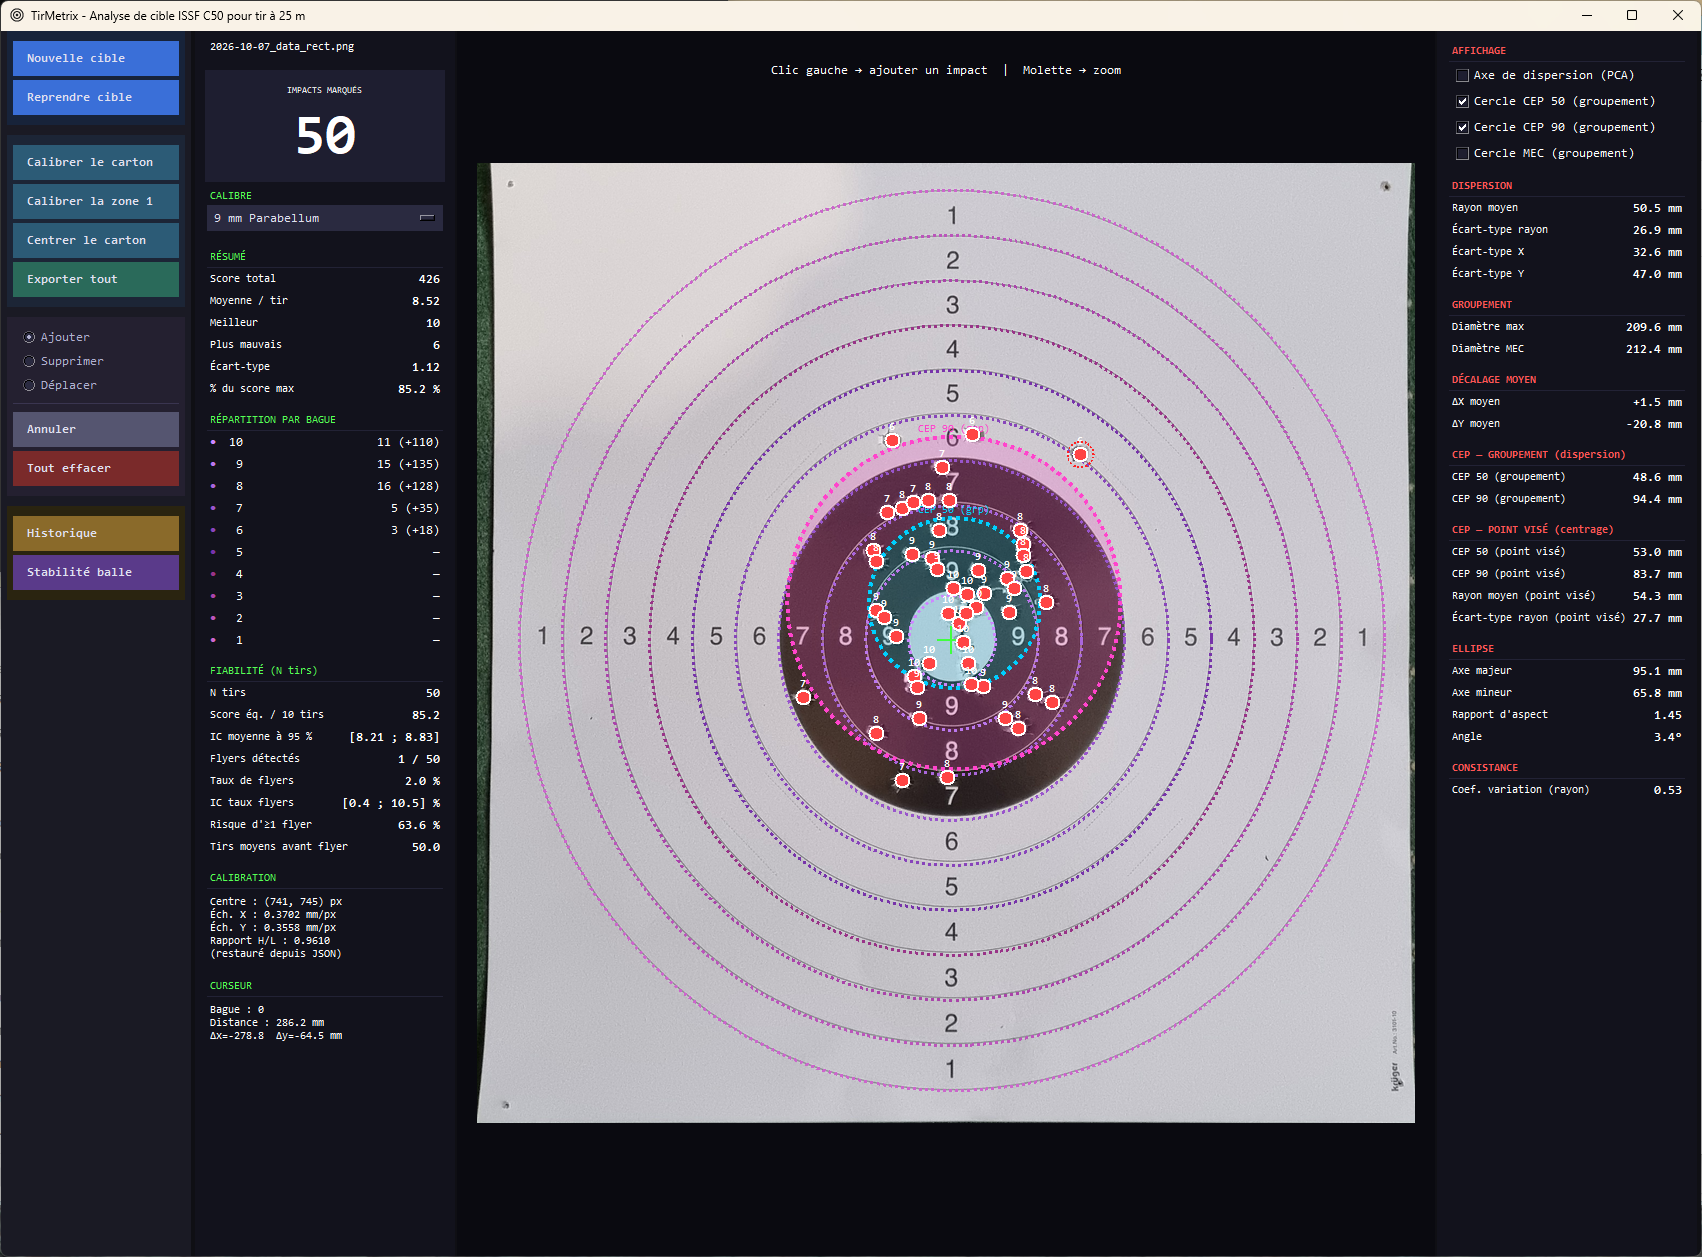

Generate this figure with Python:
"""
Target Analyzer — ISSF C50 25m Pistol
Manual impact marking with mouse, auto-calibrated ring geometry.

Usage:
    python tirmetrix.py [image_path]

Dependencies:
    pip install opencv-python numpy Pillow
"""

import sys
import os
import math
import bisect
import json
import glob
from datetime import datetime
import tkinter as tk
from tkinter import filedialog, messagebox, ttk
import cv2
import numpy as np
from PIL import Image, ImageTk, ImageDraw, ImageFont


def resource_path(relative_path: str) -> str:
    """Resolve the path to a bundled resource (e.g. the app icon), whether
    running as a plain script or as a PyInstaller-frozen executable (where
    bundled files are unpacked to the sys._MEIPASS temp folder)."""
    base_path = getattr(sys, "_MEIPASS", os.path.dirname(os.path.abspath(__file__)))
    return os.path.join(base_path, relative_path)


class ToolTip:
    """Small hover tooltip attached to a single Tkinter widget.

    Shows a short explanatory popup below the mouse cursor after the mouse
    has stayed over the widget for `delay_ms`, and hides it as soon as the
    mouse leaves or a click happens. Used to explain statistic names on
    hover. Positioned well below the cursor (not under the widget) so the
    cursor never ends up hovering over the tooltip text itself.
    """

    def __init__(self, widget: tk.Widget, text: str, delay_ms: int = 400):
        self.widget = widget
        self.text = text
        self.delay_ms = delay_ms
        self._after_id: str | None = None
        self._tip_win: tk.Toplevel | None = None
        self._pointer_xy = (0, 0)
        widget.bind("<Enter>", self._schedule, add="+")
        widget.bind("<Motion>", self._track, add="+")
        widget.bind("<Leave>", self._hide, add="+")
        widget.bind("<ButtonPress>", self._hide, add="+")

    def _track(self, event):
        self._pointer_xy = (event.x_root, event.y_root)

    def _schedule(self, event=None):
        self._cancel_pending()
        if event is not None:
            self._pointer_xy = (event.x_root, event.y_root)
        self._after_id = self.widget.after(self.delay_ms, self._show)

    def _cancel_pending(self):
        if self._after_id is not None:
            self.widget.after_cancel(self._after_id)
            self._after_id = None

    def _show(self):
        if self._tip_win is not None or not self.text:
            return
        px, py = self._pointer_xy
        x = px + 14
        y = py + 24  # well below the cursor so it never sits under the text
        self._tip_win = tk.Toplevel(self.widget)
        self._tip_win.wm_overrideredirect(True)
        try:
            self._tip_win.wm_attributes("-topmost", True)
        except tk.TclError:
            pass
        self._tip_win.wm_geometry(f"+{x}+{y}")
        # Thin white border frame around the tooltip for extra contrast.
        border = tk.Frame(self._tip_win, bg="#ffffff")
        border.pack()
        tk.Label(
            border,
            text=self.text,
            justify="left",
            bg="#000000",
            fg="#ffee00",
            font=("Consolas", 9, "bold"),
            wraplength=260,
            padx=7,
            pady=5,
        ).pack(padx=1, pady=1)

    def _hide(self, _event=None):
        self._cancel_pending()
        if self._tip_win is not None:
            self._tip_win.destroy()
            self._tip_win = None


# ---------------------------------------------------------------------------
# Explanatory text shown as a tooltip when the mouse hovers a statistic's
# name in the side panels. Keyed by the exact label/section text used in
# the UI so it's easy to keep in sync when a label changes.
# ---------------------------------------------------------------------------
STAT_HELP: dict[str, str] = {
    # RÉSUMÉ
    "Score total": "Somme des points de tous les impacts marqués sur la cible.",
    "Moyenne / tir": "Score total divisé par le nombre de tirs (points par impact).",
    "Meilleur": "Le tir ayant obtenu le score le plus élevé.",
    "Plus mauvais": "Le tir ayant obtenu le score le plus faible.",
    "Écart-type": "Dispersion des scores autour de la moyenne : plus il est faible, plus les scores sont réguliers.",
    "% du score max": "Score total rapporté au score maximum théorique de la série (N tirs × 10 points).",
    # RÉPARTITION PAR BAGUE
    "RÉPARTITION PAR BAGUE": "Nombre d'impacts tombés dans chaque zone (bague) de la cible.",
    # FIABILITÉ (N tirs)
    "N tirs": "Nombre total d'impacts pris en compte dans les statistiques.",
    "Score éq. / 10 tirs": "Score moyen par tir extrapolé sur une série théorique de 10 tirs (moyenne × 10).",
    "IC moyenne à 95 %": "Intervalle de confiance à 95 % pour la vraie moyenne des scores, compte tenu du nombre de tirs.",
    "Flyers détectés": "Nombre d'impacts très éloignés du groupement (tirs aberrants), repérés en rouge sur le dessin.",
    "Taux de flyers": "Proportion de tirs identifiés comme flyers parmi tous les tirs.",
    "IC taux flyers": "Intervalle de confiance à 95 % (Wilson) sur le taux de flyers estimé.",
    "Risque d'≥1 flyer": "Probabilité d'avoir au moins un flyer sur une série de N tirs, étant donné le taux observé.",
    "Tirs moyens avant flyer": "Nombre moyen de tirs attendu entre deux flyers, à ce taux observé.",
    # CALIBRATION
    "CALIBRATION": "Échelle de conversion pixels ↔ millimètres utilisée pour toutes les mesures de distance.",
    # CURSEUR
    "CURSEUR": "Position du curseur sur l'image et sa distance au centre de la cible.",
    # AFFICHAGE toggles
    "Axe de dispersion (PCA)": "Affiche l'axe principal de dispersion du groupement (analyse en composantes principales) et son angle.",
    "Cercle CEP 50 (groupement)": "Affiche le cercle CEP 50, centré sur le groupement, contenant 50 % des impacts.",
    "Cercle CEP 90 (groupement)": "Affiche le cercle CEP 90, centré sur le groupement, contenant 90 % des impacts.",
    "Cercle MEC (groupement)": "Affiche le plus petit cercle contenant tous les impacts (MEC : Minimum Enclosing Circle).",
    # Right panel sections
    "DISPERSION": "Étalement des impacts autour du barycentre du groupement : rayon moyen, écart-type radial et écart-type par axe (X/Y).",
    "Rayon moyen": "Distance radiale moyenne des impacts au barycentre du groupement.",
    "Écart-type rayon": "Écart-type des distances au barycentre du groupement : régularité de la dispersion.",
    "Écart-type X": "Écart-type des écarts horizontaux (X) des impacts autour du barycentre du groupement.",
    "Écart-type Y": "Écart-type des écarts verticaux (Y) des impacts autour du barycentre du groupement.",
    "GROUPEMENT": "Taille du groupement d'impacts, indépendamment du point visé : diamètre max (extreme spread) et diamètre MEC.",
    "Diamètre max": "Distance maximale entre deux impacts quelconques du groupement (extreme spread).",
    "Diamètre MEC": "Diamètre du plus petit cercle contenant tous les impacts (Minimum Enclosing Circle).",
    "DÉCALAGE MOYEN": "Décalage moyen (biais) du groupement par rapport au point visé, en X et en Y.",
    "ΔX moyen": "Décalage horizontal moyen du groupement par rapport au point visé (positif = à droite).",
    "ΔY moyen": "Décalage vertical moyen du groupement par rapport au point visé (positif = vers le bas de l'image).",
    "CEP — GROUPEMENT (dispersion)": "Rayons CEP 50 / CEP 90 calculés par rapport au centre du groupement : mesurent la dispersion pure, indépendamment du réglage de visée.",
    "CEP 50 (groupement)": "Rayon du cercle, centré sur le groupement, contenant 50 % des impacts.",
    "CEP 90 (groupement)": "Rayon du cercle, centré sur le groupement, contenant 90 % des impacts.",
    "CEP — POINT VISÉ (centrage)": "Rayons CEP 50 / CEP 90 et rayon moyen calculés par rapport au point visé (centre de la cible) : mesurent la précision globale, dispersion + décalage.",
    "CEP 50 (point visé)": "Rayon du cercle, centré sur le point visé, contenant 50 % des impacts.",
    "CEP 90 (point visé)": "Rayon du cercle, centré sur le point visé, contenant 90 % des impacts.",
    "Rayon moyen (point visé)": "Distance radiale moyenne des impacts au point visé (centre de la cible).",
    "Écart-type rayon (point visé)": "Écart-type des distances au point visé : régularité de la précision globale (dispersion + décalage).",
    "ELLIPSE": "Paramètres de l'ellipse de dispersion (grand axe, petit axe, rapport d'aspect, orientation) ajustée sur le nuage d'impacts.",
    "Axe majeur": "Longueur du grand axe de l'ellipse de dispersion (2σ le long de la direction de plus grande variance).",
    "Axe mineur": "Longueur du petit axe de l'ellipse de dispersion (2σ le long de la direction de plus faible variance).",
    "Rapport d'aspect": "Rapport grand axe / petit axe de l'ellipse : proche de 1 = groupement plutôt circulaire, élevé = groupement allongé.",
    "Angle": "Orientation du grand axe de l'ellipse, en degrés depuis le nord (haut de la cible), sens horaire (est = 90°).",
    "CONSISTANCE": "Coefficient de variation du rayon de groupement (écart-type / moyenne) : plus il est faible, plus les tirs sont réguliers en dispersion.",
    "Coef. variation (rayon)": "Écart-type du rayon de groupement divisé par sa moyenne : indicateur sans dimension de la régularité du groupement.",
}


def _attach_tooltip(widget: tk.Widget, key: str):
    """Attach a ToolTip to `widget` using the explanation registered for
    `key` in STAT_HELP, if any. No-op (and no crash) when there is none."""
    text = STAT_HELP.get(key)
    if text:
        ToolTip(widget, text)


FLYER_SIGMA = 2.0  # outlier threshold used for flyer detection, mean + k*std (single source of truth)

# ---------------------------------------------------------------------------
# ISSF C50 ring geometry — outer radius of each scoring ring in mm
# 25m Pistol target: 10-ring r=25mm, each ring +25mm up to ring 7 (r=100mm),
# then +50mm per ring outward.
# ---------------------------------------------------------------------------
RINGS_MM: dict[int, float] = {
    10: 25.0,
    9: 50.0,
    8: 75.0,
    7: 100.0,
    6: 125.0,
    5: 150.0,
    4: 175.0,
    3: 200.0,
    2: 225.0,
    1: 250.0,
}

# Scoring ring overlay colors — violet/purple tones
RING_COLORS = {
    10: "#cc88ff",
    9: "#bb77ee",
    8: "#aa66dd",
    7: "#9955cc",
    6: "#8844bb",
    5: "#7733aa",
    4: "#993388",
    3: "#aa44aa",
    2: "#bb55bb",
    1: "#cc66cc",
}

# Caliber definitions: display name → bullet radius in mm
# Scoring rule: effective distance = centre_distance − bullet_radius
CALIBERS: dict[str, float] = {
    "9 mm Parabellum": 4.50,  # 9.00 mm diameter
    ".22 LR": 2.80,  # 5.60 mm diameter
}
CALIBER_DEFAULT = "9 mm Parabellum"

IMPACT_RADIUS_SCREEN = 8  # circle radius on screen (px)
IMPACT_COLOR = "#ff4444"
IMPACT_BORDER = "#ffffff"
IMPACT_SELECTED = "#ffff00"


# ---------------------------------------------------------------------------
# Geometry helpers
# ---------------------------------------------------------------------------

TARGET_SIZE_PX = 1500  # resolution (px) of the longer side of the rectified image

# Physical dimensions of the printed target card. The ISSF C50 card stock
# used here is NOT perfectly square (522 mm wide x 534 mm tall) — if the
# perspective correction warped it to a square canvas anyway, the printed
# (truly circular) scoring rings would come out slightly elliptical in
# pixel space, no longer matching the app's circular ring/zone overlays.
# Adjust these two values if a different card stock is used.
CARD_WIDTH_MM = 522.0
CARD_HEIGHT_MM = 534.0

# Rectified canvas size, in pixels, matching the card's true (non-square)
# aspect ratio: the longer physical side maps to TARGET_SIZE_PX, and the
# other side is scaled down by the same mm/px factor. This keeps mm/px
# identical on both axes, so a physical circle stays a circle after warping.
def card_canvas_size_px(width_mm: float, height_mm: float) -> tuple[int, int]:
    """Return the (width_px, height_px) of the rectified canvas for a card
    of the given physical size. The longer side maps to TARGET_SIZE_PX and
    the shorter one is scaled by the same mm/px factor."""
    if height_mm >= width_mm:
        return round(TARGET_SIZE_PX * width_mm / height_mm), TARGET_SIZE_PX
    return TARGET_SIZE_PX, round(TARGET_SIZE_PX * height_mm / width_mm)


TARGET_WIDTH_PX, TARGET_HEIGHT_PX = card_canvas_size_px(CARD_WIDTH_MM, CARD_HEIGHT_MM)

# Card sizes offered in the "Calibrer le carton" dialog: (label, width_mm, height_mm).
# Sizes vary between manufacturers/shops, so check the one printed on your
# own target's packaging, or use the custom entry in the dialog.
CARD_PRESETS: list[tuple[str, float, float]] = [
    ("Carton mesuré (défaut) — 522 × 534 mm", 522.0, 534.0),
    ("Carré standard — 520 × 520 mm", 520.0, 520.0),
    ("Grand format — 550 × 550 mm", 550.0, 550.0),
]


class CardSizeDialog(tk.Toplevel):
    """Modal dialog to choose the physical size of the target card: a list
    of common sizes plus a custom width/height entry. After `wait_window`,
    `self.result` holds (width_mm, height_mm), or None if cancelled."""

    CUSTOM = "custom"

    def __init__(self, master: tk.Tk, initial: tuple[float, float]):
        super().__init__(master)
        self.title("Dimensions du carton")
        self.configure(bg="#0f0f14")
        self.resizable(False, False)
        self.transient(master)
        self.result: tuple[float, float] | None = None

        # Pre-select the preset matching the last used size, else "custom".
        selected = self.CUSTOM
        for i, (_label, w, h) in enumerate(CARD_PRESETS):
            if abs(w - initial[0]) < 0.01 and abs(h - initial[1]) < 0.01:
                selected = str(i)
        self._choice = tk.StringVar(value=selected)
        self._w_var = tk.StringVar(value=f"{initial[0]:g}")
        self._h_var = tk.StringVar(value=f"{initial[1]:g}")

        body = tk.Frame(self, bg="#12121c", padx=16, pady=14)
        body.pack(fill=tk.BOTH, expand=True)

        tk.Label(body, text="DIMENSIONS DU CARTON", bg="#12121c", fg="#55ff55", font=("Consolas", 9, "bold"), anchor="w").pack(fill=tk.X, pady=(0, 8))

        def radio(text, value):
            r = tk.Radiobutton(
                body,
                text=text,
                variable=self._choice,
                value=value,
                bg="#12121c",
                fg="#ffffff",
                selectcolor="#1e1e30",
                activebackground="#12121c",
                activeforeground="#ffffff",
                font=("Consolas", 9),
                anchor="w",
            )
            r.pack(fill=tk.X, pady=2)
            return r

        for i, (label, _w, _h) in enumerate(CARD_PRESETS):
            radio(label, str(i))

        radio("Dimensions personnalisées :", self.CUSTOM)

        custom = tk.Frame(body, bg="#12121c")
        custom.pack(fill=tk.X, padx=(24, 0), pady=(2, 0))

        def entry(var):
            e = tk.Entry(
                custom, textvariable=var, bg="#1e1e30", fg="#e0e0f0", insertbackground="#e0e0f0", relief=tk.FLAT, font=("Consolas", 9), justify="right", width=7
            )
            # Typing in a field implies the user wants the custom size.
            e.bind("<Key>", lambda _e: self._choice.set(self.CUSTOM))
            e.bind("<FocusIn>", lambda _e: self._choice.set(self.CUSTOM))
            return e

        tk.Label(custom, text="Largeur", bg="#12121c", fg="#b0b0d0", font=("Consolas", 9)).pack(side=tk.LEFT)
        entry(self._w_var).pack(side=tk.LEFT, padx=(4, 10))
        tk.Label(custom, text="Hauteur", bg="#12121c", fg="#b0b0d0", font=("Consolas", 9)).pack(side=tk.LEFT)
        entry(self._h_var).pack(side=tk.LEFT, padx=(4, 4))
        tk.Label(custom, text="mm", bg="#12121c", fg="#b0b0d0", font=("Consolas", 9)).pack(side=tk.LEFT)

        self._err_var = tk.StringVar(value="")
        tk.Label(body, textvariable=self._err_var, bg="#12121c", fg="#ff5555", font=("Consolas", 8), anchor="w", wraplength=380, justify="left").pack(
            fill=tk.X, pady=(8, 0)
        )

        btns = tk.Frame(self, bg="#0f0f14", padx=16, pady=10)
        btns.pack(fill=tk.X)
        tk.Button(
            btns, text="Annuler", command=self._cancel, bg="#555570", fg="#ffffff", relief=tk.FLAT, font=("Consolas", 9, "bold"), padx=12, pady=5, cursor="hand2"
        ).pack(side=tk.RIGHT, padx=(6, 0))
        tk.Button(
            btns, text="Valider", command=self._ok, bg="#3a6fd8", fg="#ffffff", relief=tk.FLAT, font=("Consolas", 9, "bold"), padx=12, pady=5, cursor="hand2"
        ).pack(side=tk.RIGHT)

        self.bind("<Return>", lambda _e: self._ok())
        self.bind("<Escape>", lambda _e: self._cancel())
        self.protocol("WM_DELETE_WINDOW", self._cancel)

        # Centre over the parent window, then make the dialog modal.
        self.update_idletasks()
        w, h = self.winfo_reqwidth(), self.winfo_reqheight()
        x = master.winfo_rootx() + max(0, (master.winfo_width() - w) // 2)
        y = master.winfo_rooty() + max(0, (master.winfo_height() - h) // 2)
        self.geometry(f"+{x}+{y}")
        self.grab_set()
        self.focus_set()

    def _ok(self):
        choice = self._choice.get()
        if choice == self.CUSTOM:
            try:
                w = float(self._w_var.get().replace(",", "."))
                h = float(self._h_var.get().replace(",", "."))
            except ValueError:
                self._err_var.set("Valeurs invalides : saisissez des nombres (ex. 520).")
                return
            # 500 mm is the diameter of ring 1, so the card must be larger.
            if not (500.0 < w <= 2000.0 and 500.0 < h <= 2000.0):
                self._err_var.set("Dimensions hors plage : chaque côté doit être > 500 mm (diamètre de la zone 1) et ≤ 2000 mm.")
                return
            self.result = (w, h)
        else:
            _label, w, h = CARD_PRESETS[int(choice)]
            self.result = (w, h)
        self.destroy()

    def _cancel(self):
        self.result = None
        self.destroy()


def _order_quad_corners(pts: np.ndarray) -> np.ndarray:
    """Order 4 points as [TL, TR, BR, BL] regardless of the order they
    were found in (works for both an approxPolyDP quad and minAreaRect box)."""
    pts = pts.reshape(4, 2).astype(np.float32)
    s = pts.sum(axis=1)
    d = np.diff(pts, axis=1).ravel()
    tl = pts[np.argmin(s)]
    br = pts[np.argmax(s)]
    tr = pts[np.argmin(d)]
    bl = pts[np.argmax(d)]
    return np.array([tl, tr, br, bl], dtype=np.float32)


def _quad_from_mask(mask: np.ndarray, W: int, H: int) -> np.ndarray | None:
    """Extract a plausible target-card quadrilateral from a binary mask
    (255 = candidate card pixels). Returns ordered corners or None if the
    mask doesn't yield a large, roughly square blob.

    A rotated minAreaRect is used (rather than a strict 4-point
    approxPolyDP) because it tolerates a jagged mask boundary — caused by
    shadows or a busy background eating into the blob — much better than
    a polygon fit does, at the cost of assuming the true shape is close
    to a rectangle (true here, since the card itself is square)."""
    kernel = cv2.getStructuringElement(cv2.MORPH_RECT, (15, 15))
    mask = cv2.morphologyEx(mask, cv2.MORPH_CLOSE, kernel, iterations=2)
    mask = cv2.morphologyEx(mask, cv2.MORPH_OPEN, kernel)

    cnts, _ = cv2.findContours(mask, cv2.RETR_EXTERNAL, cv2.CHAIN_APPROX_SIMPLE)
    if not cnts:
        return None
    cnt = max(cnts, key=cv2.contourArea)
    area_frac = cv2.contourArea(cnt) / (W * H)
    if area_frac < 0.15:
        return None  # nothing large enough found
    if area_frac > 0.98:
        # Almost the entire frame: most likely the background wasn't
        # separated from the card at all (e.g. a uniform/noisy image with
        # no real card in it), rather than a genuinely tight photo — treat
        # as an unreliable detection instead of trusting it blindly.
        return None

    rect = cv2.minAreaRect(cnt)
    rw, rh = rect[1]
    if rw == 0 or rh == 0:
        return None
    # The card is square: reject a fit whose sides differ by more than 20 %,
    # since that means the mask leaked into the background (or missed part
    # of the card) and the corners can't be trusted.
    if max(rw, rh) / max(1.0, min(rw, rh)) > 1.20:
        return None

    return _order_quad_corners(cv2.boxPoints(rect))


def detect_target_corners(img_bgr: np.ndarray) -> np.ndarray | None:
    """
    Detect the four corners of the target card against its background.
    Returns a (4, 2) float32 array ordered [TL, TR, BR, BL], or None if
    no confident detection could be made — the caller should then leave
    the raw photo untouched and let the user run the manual "Calibrer le
    carton" instead of silently applying a wrong warp.

    Two strategies are tried, in order:
      1. HSV-based: the card is a light, low-saturation sheet of paper,
         while most backgrounds (wood, cloth, floors) are either more
         saturated in colour or simply darker. We score each pixel by
         "brightness minus saturation" and split it with Otsu's method,
         which adapts to this photo's own lighting instead of relying on
         one hand-picked brightness value.
      2. Grayscale fallback: the legacy fixed-brightness thresholds, kept
         for lighting conditions where the HSV approach doesn't separate
         card from background well (e.g. a very pale/white background).
    Both strategies are validated with the same plausibility checks
    (large enough, square enough) before being accepted.
    """
    H, W = img_bgr.shape[:2]

    hsv = cv2.cvtColor(img_bgr, cv2.COLOR_BGR2HSV)
    _, s_ch, v_ch = cv2.split(hsv)
    paper_score = cv2.GaussianBlur(cv2.subtract(v_ch, s_ch), (9, 9), 0)
    _, mask = cv2.threshold(paper_score, 0, 255, cv2.THRESH_BINARY + cv2.THRESH_OTSU)
    corners = _quad_from_mask(mask, W, H)
    if corners is None:
        gray = cv2.cvtColor(img_bgr, cv2.COLOR_BGR2GRAY)
        blurred = cv2.GaussianBlur(gray, (5, 5), 0)
        for thresh_val in [160, 140, 120, 100]:
            _, mask = cv2.threshold(blurred, thresh_val, 255, cv2.THRESH_BINARY)
            corners = _quad_from_mask(mask, W, H)
            if corners is not None:
                break

    if corners is None:
        return None

    # Shrink the quad slightly inward (toward its centre) to reliably trim
    # the last sliver of background that a coarse mask boundary tends to
    # leave along the edges, without cutting into the printed target itself.
    centroid = corners.mean(axis=0)
    return centroid + (corners - centroid) * 0.985


def correct_perspective(img_bgr: np.ndarray, corners: np.ndarray, width: int = TARGET_WIDTH_PX, height: int = TARGET_HEIGHT_PX) -> np.ndarray:
    """
    Apply a perspective transform to rectify the target card.
    corners: (4, 2) float32 array [TL, TR, BR, BL].
    Returns the rectified image of shape (height, width, 3).

    The output canvas is NOT forced to be square: its width/height ratio
    matches the card's true CARD_WIDTH_MM x CARD_HEIGHT_MM proportions, so
    the mm/px scale is identical on both axes and printed (truly circular)
    scoring rings stay circular in pixel space after the warp.
    """
    dst = np.array([[0, 0], [width - 1, 0], [width - 1, height - 1], [0, height - 1]], dtype=np.float32)
    M = cv2.getPerspectiveTransform(corners, dst)
    return cv2.warpPerspective(img_bgr, M, (width, height))


def detect_target_center(img_bgr: np.ndarray) -> tuple[float, float] | None:
    """Detect the red aiming dot at the centre of the C50 target."""
    hsv = cv2.cvtColor(img_bgr, cv2.COLOR_BGR2HSV)
    red1 = cv2.inRange(hsv, np.array([0, 150, 150]), np.array([10, 255, 255]))
    red2 = cv2.inRange(hsv, np.array([165, 150, 150]), np.array([180, 255, 255]))
    mask = cv2.bitwise_or(red1, red2)
    cnts, _ = cv2.findContours(mask, cv2.RETR_EXTERNAL, cv2.CHAIN_APPROX_SIMPLE)
    best = max((c for c in cnts if cv2.contourArea(c) > 200), key=cv2.contourArea, default=None)
    if best is None:
        return None
    M = cv2.moments(best)
    return (M["m10"] / M["m00"], M["m01"] / M["m00"]) if M["m00"] else None


def detect_rings_1_and_2(img_bgr: np.ndarray) -> tuple[float, float, float] | None:
    """
    Calibrate using the two outermost C50 scoring rings (ring 1 = 250 mm, ring 2 = 225 mm).
    These rings are on the plain beige paper, unaffected by any reactive target
    stuck over the black disc area.

    Method: compute the mean gradient magnitude on concentric annuli centred on the
    image centre, then find the pair of peaks whose radius ratio is closest to
    250/225 = 1.1111.  The mm/px estimate is averaged from both rings.

    Returns (cx_px, cy_px, mm_per_px) or None.
    """
    gray = cv2.cvtColor(img_bgr, cv2.COLOR_BGR2GRAY)
    W, H = img_bgr.shape[1], img_bgr.shape[0]
    img_cx = W / 2.0
    img_cy = H / 2.0

    # Gradient magnitude
    gx = cv2.Sobel(gray, cv2.CV_64F, 1, 0, ksize=3)
    gy = cv2.Sobel(gray, cv2.CV_64F, 0, 1, ksize=3)
    mag = np.sqrt(gx**2 + gy**2)

    # Distance from image centre for every pixel
    ys, xs = np.mgrid[0:H, 0:W]
    r_map = np.sqrt((xs - img_cx) ** 2 + (ys - img_cy) ** 2)

    # Radial scan range covering rings 1 and 2 (35–62 % of the shorter side)
    r_lo = int(min(W, H) * 0.35)
    r_hi = int(min(W, H) * 0.62)
    r_bins = np.arange(r_lo, r_hi + 1)

    # Mean gradient strength on each thin annulus
    strengths = np.array([float(np.mean(mag[np.abs(r_map - r) < 2.5])) for r in r_bins])

    # Simple local-maximum finder (no scipy required)
    def local_peaks(signal: np.ndarray, min_dist: int = 10, min_height: float | None = None) -> np.ndarray:
        height_thresh = min_height if min_height is not None else np.percentile(signal, 60)
        peaks = []
        for i in range(1, len(signal) - 1):
            if signal[i] > height_thresh and signal[i] >= signal[i - 1] and signal[i] > signal[i + 1]:
                if not peaks or (i - peaks[-1]) >= min_dist:
                    peaks.append(i)
                elif signal[i] > signal[peaks[-1]]:
                    peaks[-1] = i  # replace with stronger neighbour
        return np.array(peaks, dtype=int)

    peaks = local_peaks(strengths, min_dist=10, min_height=np.percentile(strengths, 60))
    if len(peaks) < 2:
        return None

    peak_radii = r_bins[peaks]

    # Find the pair with ratio closest to 250/225 within ±6 %
    TARGET_RATIO = 250.0 / 225.0
    RATIO_TOL = 0.06
    best_err = float("inf")
    best = None

    for i, ra in enumerate(peak_radii):
        for rb in peak_radii[i + 1 :]:
            r_big, r_sml = (ra, rb) if ra > rb else (rb, ra)
            err = abs(r_big / r_sml - TARGET_RATIO)
            if err < RATIO_TOL and err < best_err:
                best_err = err
                best = (r_big, r_sml)

    if best is None:
        return None

    r1_px, r2_px = best
    mpp = (250.0 / r1_px + 225.0 / r2_px) / 2.0
    return float(img_cx), float(img_cy), float(mpp)


def detect_black_disc(img_bgr: np.ndarray) -> tuple[float, float, float] | None:
    """
    Fallback: detect the outer boundary of the black disc (ring 6/7 boundary = 125 mm).
    Used only when the ring-1/ring-2 detection fails.
    Returns (cx, cy, radius_px).
    """
    gray = cv2.cvtColor(img_bgr, cv2.COLOR_BGR2GRAY)
    blurred = cv2.GaussianBlur(gray, (15, 15), 0)
    _, dark = cv2.threshold(blurred, 80, 255, cv2.THRESH_BINARY_INV)
    cnts, _ = cv2.findContours(dark, cv2.RETR_EXTERNAL, cv2.CHAIN_APPROX_SIMPLE)
    if not cnts:
        return None
    largest = max(cnts, key=cv2.contourArea)
    (cx, cy), r = cv2.minEnclosingCircle(largest)
    return float(cx), float(cy), float(r)


def minimum_enclosing_circle(pts: np.ndarray) -> tuple[float, float, float]:
    """
    Minimum enclosing circle using OpenCV's exact algorithm (Welzl / Boundarys).
    pts: (N, 2) array in any unit (float).  Returns (cx, cy, radius).
    cv2.minEnclosingCircle expects float32 and shape (N, 1, 2).
    """
    if len(pts) == 0:
        return 0.0, 0.0, 0.0
    if len(pts) == 1:
        return float(pts[0, 0]), float(pts[0, 1]), 0.0
    pts32 = pts.astype(np.float32).reshape(-1, 1, 2)
    (cx, cy), r = cv2.minEnclosingCircle(pts32)
    return float(cx), float(cy), float(r)


def score_impact(dx_mm: float, dy_mm: float) -> int:
    """Return the ISSF score for an impact at (dx_mm, dy_mm) from centre."""
    dist = math.hypot(dx_mm, dy_mm)
    for score in sorted(RINGS_MM, reverse=True):
        if dist <= RINGS_MM[score]:
            return score
    return 0


def cep_from_distances(dists_mm: np.ndarray, percentile: float) -> float:
    """
    Generic CEP (Circular Error Probable) helper: the radius containing
    `percentile` % of impacts around whatever centre `dists_mm` was measured
    from. The caller decides the reference centre by choosing what goes into
    `dists_mm`:
      - distances to the GROUP BARYCENTRE  -> "CEP groupement" (internal
        dispersion / precision, independent of any aiming bias),
      - distances to the POINT OF AIM (target centre) -> "CEP point visé"
        (dispersion AS EXPERIENCED at the point of aim, i.e. it also bakes
        in any systematic bias/decentring).
    Both are legitimate "CEP50" values; they just answer different
    questions, so they must never be silently mixed.
    """
    if len(dists_mm) == 0:
        return 0.0
    return float(np.percentile(dists_mm, percentile))


# Student's t two-sided 95% critical values (t_{0.975, df}), df = n - 1.
# Used instead of a fixed z=1.96 because shot-group sample sizes are small
# and the normal approximation understates the interval at low n.
# Beyond df=30 the difference from 1.96 is negligible, so z is used instead
# of extending the table.
_T95_TABLE = {
    1: 12.706,
    2: 4.303,
    3: 3.182,
    4: 2.776,
    5: 2.571,
    6: 2.447,
    7: 2.365,
    8: 2.306,
    9: 2.262,
    10: 2.228,
    11: 2.201,
    12: 2.179,
    13: 2.160,
    14: 2.145,
    15: 2.131,
    16: 2.120,
    17: 2.110,
    18: 2.101,
    19: 2.093,
    20: 2.086,
    21: 2.080,
    22: 2.074,
    23: 2.069,
    24: 2.064,
    25: 2.060,
    26: 2.056,
    27: 2.052,
    28: 2.048,
    29: 2.045,
    30: 2.042,
}


def t_critical_95(df: int) -> float:
    """Two-sided 95% Student's t critical value for `df` degrees of freedom."""
    if df <= 0:
        return float("nan")
    if df > 30:
        return 1.96
    return _T95_TABLE[df]


def wilson_score_interval(k: int, n: int, z: float = 1.96) -> tuple[float, float]:
    """
    Wilson score 95% confidence interval for a binomial proportion k/n.
    Preferred over the naive normal approximation for small n and/or
    proportions near 0 or 1 (e.g. "1 flyer out of 20 shots"), where the
    naive interval can go negative or exceed 1.
    """
    if n == 0:
        return (0.0, 0.0)
    p = k / n
    z2 = z * z
    denom = 1.0 + z2 / n
    center = p + z2 / (2 * n)
    margin = z * math.sqrt(p * (1 - p) / n + z2 / (4 * n * n))
    lo = (center - margin) / denom
    hi = (center + margin) / denom
    return max(0.0, lo), min(1.0, hi)


def detect_flyers(centered_mm: np.ndarray, sigma_k: float = FLYER_SIGMA) -> np.ndarray:
    """
    Flag "flyer" impacts: shots whose radial distance from the GROUP
    BARYCENTRE exceeds mean + sigma_k * std (simple two-sigma outlier rule
    on the group's own dispersion). Needs >= 2 shots to define a std.
    Returns a boolean mask, same length/order as `centered_mm`.
    """
    n = len(centered_mm)
    if n < 2:
        return np.zeros(n, dtype=bool)
    mean_r = float(np.mean(centered_mm))
    std_r = float(np.std(centered_mm))
    if std_r == 0.0:
        return np.zeros(n, dtype=bool)
    threshold = mean_r + sigma_k * std_r
    return centered_mm > threshold


def compute_reliability_stats(scores: list[int], centered_mm: np.ndarray, flyer_sigma: float = FLYER_SIGMA) -> dict:
    """
    Compute the N-dependent reliability/consistency indicators for the
    current string of shots:
      - score_eq10:              total score rescaled to a 10-shot string,
      - mean_ci95:                95% CI on the true mean score (Student's t),
      - n_flyers / flyer_rate:    outlier shots (see `detect_flyers`),
      - flyer_rate_ci95:          Wilson 95% CI on the flyer rate,
      - flyer_risk_n:             P(>=1 flyer) in a string of `n` shots,
                                   assuming shots are i.i.d. Bernoulli(p),
      - mean_shots_before_flyer:  expected number of shots between flyers
                                   (1/p of a geometric distribution).
    The last three treat the OBSERVED flyer rate as an estimate of the
    shooter's long-run rate — they describe risk going forward, not just
    what happened in this string.
    """
    n = len(scores)
    result = {
        "n": n,
        "score_eq10": None,
        "mean_ci95": None,
        "n_flyers": 0,
        "flyer_rate": None,
        "flyer_rate_ci95": None,
        "flyer_risk_n": None,
        "mean_shots_before_flyer": None,
    }
    if n == 0:
        return result

    avg = sum(scores) / n
    result["score_eq10"] = avg * 10

    if n >= 2:
        std_s = float(np.std(scores, ddof=1))  # sample std (unbiased)
        t = t_critical_95(n - 1)
        margin = t * std_s / math.sqrt(n)
        result["mean_ci95"] = (avg - margin, avg + margin)

    mask = detect_flyers(centered_mm, flyer_sigma)
    n_flyers = int(np.sum(mask))
    p = n_flyers / n
    result["n_flyers"] = n_flyers
    result["flyer_rate"] = p
    result["flyer_rate_ci95"] = wilson_score_interval(n_flyers, n)
    result["flyer_risk_n"] = 1.0 - (1.0 - p) ** n
    result["mean_shots_before_flyer"] = (1.0 / p) if p > 0 else None
    return result


# ---------------------------------------------------------------------------
# Multi-target history / evolution
# ---------------------------------------------------------------------------

# Metrics that can be plotted across targets: label -> (json key, unit,
# "higher is better" flag used only to colour the trend indicator; None
# means the metric has no obvious "better" direction (e.g. a signed bias).
HISTORY_METRICS: dict[str, tuple[str, str, bool | None]] = {
    "Moyenne / tir": ("average", "pts", True),
    "Score total": ("total_score", "pts", True),
    "Écart-type score": ("std_score", "pts", False),
    "CEP 50 (groupement)": ("cep50_group_mm", "mm", False),
    "CEP 90 (groupement)": ("cep90_group_mm", "mm", False),
    "CEP 50 (point visé)": ("cep50_poi_mm", "mm", False),
    "CEP 90 (point visé)": ("cep90_poi_mm", "mm", False),
    "Rayon moyen": ("mean_radius_mm", "mm", False),
    "Écart-type rayon": ("std_radius_mm", "mm", False),
    "Diamètre MEC": ("mec_diameter_mm", "mm", False),
    "Biais ΔX": ("bias_dx_mm", "mm", None),
    "Biais ΔY": ("bias_dy_mm", "mm", None),
}


def scan_export_folder(folder: str) -> tuple[list[dict], int]:
    """
    Recursively scan `folder` for '*_data.json' session files produced by
    '_write_json' / 'Exporter tout', and return a chronologically sorted
    list of flattened session summaries plus a count of unreadable files.

    Each summary dict merges the useful bits of 'metadata' and 'statistics'
    so the History window doesn't need to know about the JSON's nesting.
    """
    paths = sorted(glob.glob(os.path.join(folder, "**", "*_data.json"), recursive=True))
    sessions: list[dict] = []
    n_errors = 0

    for path in paths:
        try:
            with open(path, "r", encoding="utf-8") as f:
                data = json.load(f)
            meta = data.get("metadata", {})
            stats = data.get("statistics", {})

            summary = {
                "path": path,
                "file": os.path.basename(path),
                "image": meta.get("image", os.path.basename(path)),
                "date": meta.get("date", ""),
                "time": meta.get("time", ""),
                "n_impacts": meta.get("n_impacts", 0),
            }
            for _, (key, _unit, _) in HISTORY_METRICS.items():
                summary[key] = stats.get(key)
            sessions.append(summary)
        except (OSError, json.JSONDecodeError, AttributeError):
            n_errors += 1

    # Chronological order: ISO date/time strings sort correctly as text.
    # Sessions with no date (older/incomplete exports) are pushed to the end.
    sessions.sort(key=lambda s: (s["date"] == "", s["date"], s["time"]))
    return sessions, n_errors


# Miller's velocity correction is floored at the speed of sound (1120 ft/s).
MILLER_MIN_VELOCITY_FPS = 1120.0

# Below this length (in calibers) the Miller correlation is an extrapolation:
# the worked examples of the original paper span roughly 3.4 to 5 calibers.
MILLER_SHORT_BULLET_CALIBERS = 3.0


def greenhill_twist_in(diameter_mm: float, length_mm: float, density_g_cm3: float = 10.9, c: float = 150.0) -> float:
    """Greenhill's rule of thumb: twist (in/turn) = C * D^2 / L * sqrt(rho / 10.9).

    D and L are in inches. C = 150 is meant for velocities up to ~2800 ft/s
    (180 above). It gives a 'safe' twist (SG ~ 1.5-2 at 2800 ft/s, according
    to Miller), NOT a stability factor, and it only depends on the bullet
    length: it is a reference value, not a substitute for Miller's SG.
    """
    if min(diameter_mm, length_mm, density_g_cm3, c) <= 0:
        raise ValueError("All physical values must be strictly positive.")
    d_in = diameter_mm / 25.4
    l_in = length_mm / 25.4
    return c * d_in ** 2 / l_in * (density_g_cm3 / 10.9) ** 0.5


def sg_miller(
    mass_grains: float,
    diameter_mm: float,
    length_mm: float,
    twist_in_per_turn: float,
    velocity_m_s: float,
    temperature_c: float = 15.0,
    pressure_hpa: float = 1013.25,
) -> float:
    """Gyroscopic stability factor (SG) using Miller's formula, with
    velocity and air-density corrections.

    Intended mainly for bullets with a fairly homogeneous core density
    (classic lead core + jacket). Raises ValueError on non-physical input.
    """
    if min(mass_grains, diameter_mm, length_mm, twist_in_per_turn, velocity_m_s, pressure_hpa) <= 0:
        raise ValueError("All physical values must be strictly positive.")

    mm_per_inch = 25.4
    ms_to_fps = 3.280839895

    d = diameter_mm / mm_per_inch          # diameter in inches
    length_in = length_mm / mm_per_inch
    l = length_in / d                      # length in calibers
    t = twist_in_per_turn / d              # twist in calibers per turn
    velocity_fps = velocity_m_s * ms_to_fps

    # Base Miller formula
    sg_base = 30.0 * mass_grains / (t ** 2 * d ** 3 * l * (1.0 + l ** 2))

    # Velocity correction: Miller's reference velocity is 2800 ft/s.
    # Miller (2005) explicitly floors it at the speed of sound (1120 ft/s):
    # below Mach 1 the overturning-moment correlation is no longer valid, so
    # the Mach 1 value is reused. This matters for pistol and subsonic
    # rimfire loads, where the uncapped cube root under-estimates SG by ~10 %.
    velocity_correction = (max(velocity_fps, MILLER_MIN_VELOCITY_FPS) / 2800.0) ** (1.0 / 3.0)

    # Air density correction: SG increases as air gets less dense
    temperature_k = temperature_c + 273.15
    standard_temperature_k = 288.15
    standard_pressure_hpa = 1013.25
    air_correction = (standard_pressure_hpa / pressure_hpa) * (temperature_k / standard_temperature_k)

    return sg_base * velocity_correction * air_correction


def sg_regime(sg: float) -> tuple[str, str]:
    """Return a (label, color) pair giving a qualitative reading of SG."""
    if sg < 1.00:
        return "Instable : risque de basculement ou de trous ovales.", "#ff5555"
    if sg < 1.20:
        return "Marginal : peut fonctionner, mais marge faible.", "#ffaa33"
    if sg < 1.40:
        return "Acceptable : stabilité généralement suffisante.", "#ffee55"
    if sg <= 2.00:
        return "Bonne marge de stabilité.", "#55ff55"
    return "Stabilité gyroscopique très élevée.", "#55ffaa"


def bullet_rpm(velocity_m_s: float, twist_in_per_turn: float) -> float:
    """Approximate projectile spin rate in rpm."""
    velocity_mm_s = velocity_m_s * 1000.0
    twist_mm_per_turn = twist_in_per_turn * 25.4
    turns_per_second = velocity_mm_s / twist_mm_per_turn
    return turns_per_second * 60.0


# ---------------------------------------------------------------------------
# Exterior ballistics: point-mass trajectory with G1 drag
# ---------------------------------------------------------------------------

# Standard G1 drag function: (Mach, Cd), linearly interpolated.
G1_DRAG_TABLE: list[tuple[float, float]] = [
    (0.00, 0.2629), (0.05, 0.2558), (0.10, 0.2487), (0.15, 0.2413), (0.20, 0.2344),
    (0.25, 0.2278), (0.30, 0.2214), (0.35, 0.2155), (0.40, 0.2104), (0.45, 0.2061),
    (0.50, 0.2032), (0.55, 0.2020), (0.60, 0.2034), (0.70, 0.2165), (0.725, 0.2230),
    (0.75, 0.2313), (0.775, 0.2417), (0.80, 0.2546), (0.825, 0.2706), (0.85, 0.2901),
    (0.875, 0.3136), (0.90, 0.3415), (0.925, 0.3734), (0.95, 0.4084), (0.975, 0.4448),
    (1.00, 0.4805), (1.025, 0.5136), (1.05, 0.5427), (1.075, 0.5677), (1.10, 0.5883),
    (1.125, 0.6053), (1.15, 0.6191), (1.20, 0.6393), (1.25, 0.6518), (1.30, 0.6589),
    (1.35, 0.6621), (1.40, 0.6625), (1.45, 0.6607), (1.50, 0.6573), (1.55, 0.6528),
    (1.60, 0.6474), (1.65, 0.6413), (1.70, 0.6347), (1.75, 0.6280), (1.80, 0.6210),
    (1.85, 0.6141), (1.90, 0.6072), (1.95, 0.6003), (2.00, 0.5934), (2.05, 0.5867),
    (2.10, 0.5804), (2.15, 0.5743), (2.20, 0.5685), (2.25, 0.5630), (2.30, 0.5577),
    (2.35, 0.5527), (2.40, 0.5481), (2.45, 0.5438), (2.50, 0.5397), (2.60, 0.5325),
    (2.70, 0.5264), (2.80, 0.5211), (2.90, 0.5168), (3.00, 0.5133), (3.10, 0.5105),
    (3.20, 0.5084), (3.30, 0.5067), (3.40, 0.5054), (3.50, 0.5040), (3.60, 0.5030),
    (3.70, 0.5022), (3.80, 0.5016), (3.90, 0.5010), (4.00, 0.5006), (4.20, 0.4998),
    (4.40, 0.4995), (4.60, 0.4992), (4.80, 0.4990), (5.00, 0.4988),
]  # fmt: skip
_G1_MACH = np.array([m for m, _ in G1_DRAG_TABLE])
_G1_CD = np.array([cd for _, cd in G1_DRAG_TABLE])

GRAIN_KG = 6.479891e-5  # 1 grain in kg
GRAVITY = 9.80665  # m/s²
SD_G1_REF = 703.0696  # 1 lb/in² in kg/m²: sectional density of the G1 reference projectile
R_AIR = 287.05  # specific gas constant of dry air, J/(kg·K)


def g1_cd(mach: float) -> float:
    """G1 drag coefficient at the given Mach number."""
    return float(np.interp(mach, _G1_MACH, _G1_CD))


def _ballistic_deriv(s: tuple, bc_g1: float, wind_z: float, rho: float, c_sound: float) -> tuple:
    """Time derivative of the state (x, y, z, vx, vy, vz).
    x = downrange, y = up, z = to the right; the crosswind blows along +z."""
    _x, _y, _z, vx, vy, vz = s
    rx, ry, rz = vx, vy, vz - wind_z  # velocity relative to the air
    v_rel = math.sqrt(rx * rx + ry * ry + rz * rz)
    if v_rel == 0.0:
        return (vx, vy, vz, 0.0, -GRAVITY, 0.0)
    cd = g1_cd(v_rel / c_sound)
    # Deceleration of the G1 reference projectile (m/d² = 1 lb/in²), divided by the BC.
    k = 0.5 * rho * cd * math.pi / (4.0 * SD_G1_REF) / bc_g1 * v_rel
    return (vx, vy, vz, -k * rx, -k * ry - GRAVITY, -k * rz)


def integrate_trajectory(
    v0: float, bc_g1: float, angle_rad: float, x_max: float, wind_z: float, rho: float, c_sound: float, dt: float = 0.0005
) -> np.ndarray:
    """RK4 integration from the muzzle up to x >= x_max (or until the bullet is too slow).
    Returns rows (t, x, y, z, speed), with y measured from the bore axis at the muzzle."""
    s = (0.0, 0.0, 0.0, v0 * math.cos(angle_rad), v0 * math.sin(angle_rad), 0.0)
    t = 0.0
    rows = [(t, 0.0, 0.0, 0.0, v0)]
    args = (bc_g1, wind_z, rho, c_sound)
    while s[0] < x_max and s[3] > 20.0 and t < 60.0:
        k1 = _ballistic_deriv(s, *args)
        k2 = _ballistic_deriv(tuple(a + 0.5 * dt * b for a, b in zip(s, k1)), *args)
        k3 = _ballistic_deriv(tuple(a + 0.5 * dt * b for a, b in zip(s, k2)), *args)
        k4 = _ballistic_deriv(tuple(a + dt * b for a, b in zip(s, k3)), *args)
        s = tuple(a + dt / 6.0 * (b + 2.0 * c + 2.0 * d + e) for a, b, c, d, e in zip(s, k1, k2, k3, k4))
        t += dt
        rows.append((t, s[0], s[1], s[2], math.sqrt(s[3] ** 2 + s[4] ** 2 + s[5] ** 2)))
    return np.array(rows)


def compute_trajectory_table(
    mass_grains: float,
    bc_g1: float,
    muzzle_velocity_m_s: float,
    sight_height_mm: float,
    zero_distance_m: float,
    max_distance_m: float,
    step_m: float,
    temperature_c: float = 15.0,
    pressure_hpa: float = 1013.25,
    crosswind_m_s: float = 0.0,
) -> dict:
    """Point-mass trajectory zeroed at `zero_distance_m` (no wind), then flown
    with the given crosswind. The line of sight is horizontal, `sight_height_mm`
    above the bore axis. Raises ValueError on non-physical input."""
    if min(mass_grains, bc_g1, muzzle_velocity_m_s, zero_distance_m, max_distance_m, step_m, pressure_hpa) <= 0 or sight_height_mm < 0:
        raise ValueError("Toutes les valeurs doivent être strictement positives (hauteur de visée ≥ 0).")
    if step_m > max_distance_m:
        raise ValueError("Le pas doit être inférieur ou égal à la distance maximale.")
    if max_distance_m / step_m > 400:
        raise ValueError("Trop de lignes : augmentez le pas ou réduisez la distance maximale.")
    temp_k = temperature_c + 273.15
    if temp_k <= 0:
        raise ValueError("Température invalide.")

    rho = pressure_hpa * 100.0 / (R_AIR * temp_k)  # dry-air density
    c_sound = math.sqrt(1.4 * R_AIR * temp_k)
    h = sight_height_mm / 1000.0
    mass_kg = mass_grains * GRAIN_KG

    def y_at(angle: float, x_target: float) -> float:
        tr = integrate_trajectory(muzzle_velocity_m_s, bc_g1, angle, x_target, 0.0, rho, c_sound)
        if tr[-1, 1] < x_target:
            raise ValueError("La balle n'atteint pas la distance demandée (vitesse trop faible).")
        return float(np.interp(x_target, tr[:, 1], tr[:, 2]))

    # Find the bore elevation for which the bullet crosses the line of sight at the zero distance.
    lo, hi = -0.05, 0.30
    if y_at(hi, zero_distance_m) < h or y_at(lo, zero_distance_m) > h:
        raise ValueError("Distance de réglage inatteignable avec ces paramètres.")
    for _ in range(50):
        mid = 0.5 * (lo + hi)
        if y_at(mid, zero_distance_m) < h:
            lo = mid
        else:
            hi = mid
    angle = 0.5 * (lo + hi)

    traj = integrate_trajectory(muzzle_velocity_m_s, bc_g1, angle, max_distance_m, crosswind_m_s, rho, c_sound)
    if traj[-1, 1] < max_distance_m:
        raise ValueError("La balle n'atteint pas la distance maximale (vitesse trop faible).")

    n_rows = int(math.floor(max_distance_m / step_m + 1e-9))
    dists = np.arange(1, n_rows + 1) * step_m
    rows = []
    for d in dists:
        rows.append(
            {
                "distance_m": float(d),
                "drop_mm": (float(np.interp(d, traj[:, 1], traj[:, 2])) - h) * 1000.0,  # relative to line of sight
                "velocity_m_s": float(np.interp(d, traj[:, 1], traj[:, 4])),
                "energy_j": 0.5 * mass_kg * float(np.interp(d, traj[:, 1], traj[:, 4])) ** 2,
                "time_ms": float(np.interp(d, traj[:, 1], traj[:, 0])) * 1000.0,
                "drift_mm": float(np.interp(d, traj[:, 1], traj[:, 3])) * 1000.0,
            }
        )

    # Near zero: first crossing of the line of sight (bullet rising through it).
    rel_y = traj[:, 2] - h
    above = np.where(rel_y >= 0.0)[0]
    near_zero_m = None
    if len(above) and above[0] > 0:
        i = above[0]
        y0, y1 = rel_y[i - 1], rel_y[i]
        near_zero_m = float(traj[i - 1, 1] + (traj[i, 1] - traj[i - 1, 1]) * (-y0) / (y1 - y0))

    plot_x = np.linspace(0.0, max_distance_m, 200)
    plot_drop = (np.interp(plot_x, traj[:, 1], traj[:, 2]) - h) * 1000.0
    return {
        "angle_mrad": angle * 1000.0,
        "angle_deg": math.degrees(angle),
        "near_zero_m": near_zero_m,
        "max_rise_mm": float(np.max(rel_y)) * 1000.0,
        "muzzle_energy_j": 0.5 * mass_kg * muzzle_velocity_m_s**2,
        "air_density": rho,
        "speed_of_sound": c_sound,
        "rows": rows,
        "plot_x_m": plot_x,
        "plot_drop_mm": plot_drop,
        "zero_m": zero_distance_m,
        "step_m": step_m,
    }


class StabilityWindow(tk.Toplevel):
    """
    Gyroscopic stability (SG, Miller formula) calculator: input fields for
    the bullet/barrel/environment parameters on top, computed SG and its
    interpretation at the bottom.
    """

    # Sensible defaults so the window opens pre-filled (e.g. 9x19mm 124gr FMJ)
    _DEFAULTS = {
        "mass_grains": "124.0",
        "diameter_mm": "8.9",
        "length_mm": "15.0",
        "twist_in": "9.7",
        "velocity_m_s": "350.0",
        "temperature_c": "15.0",
        "pressure_hpa": "1013.25",
    }

    def __init__(self, master: "TargetApp"):
        super().__init__(master)
        self.title("Stabilité gyroscopique de la balle (Miller)")
        self.configure(bg="#0f0f14")
        self.resizable(False, False)
        self._center_on_parent(master, width=420, height=560)

        self._entries: dict[str, tk.Entry] = {}
        self._build_ui()
        self._calculate()  # show a result immediately, using the defaults

    def _center_on_parent(self, master: tk.Tk, width: int, height: int):
        master.update_idletasks()
        px, py = master.winfo_rootx(), master.winfo_rooty()
        pw, ph = master.winfo_width(), master.winfo_height()
        x = px + max(0, (pw - width) // 2)
        y = py + max(0, (ph - height) // 2)
        self.geometry(f"{width}x{height}+{x}+{y}")

    # -- UI ------------------------------------------------------------

    def _build_ui(self):
        # ---- Top part: input fields -----------------------------------
        top = tk.Frame(self, bg="#12121c", padx=14, pady=12)
        top.pack(fill=tk.X)

        tk.Label(
            top, text="PARAMÈTRES", bg="#12121c", fg="#55ff55", font=("Consolas", 9, "bold"), anchor="w"
        ).pack(fill=tk.X, pady=(0, 8))

        fields = [
            ("mass_grains", "Masse (grains)"),
            ("diameter_mm", "Diamètre (mm)"),
            ("length_mm", "Longueur de balle seule (mm)"),
            ("twist_in", "Pas de rayure (pouces/tour)"),
            ("velocity_m_s", "Vitesse (m/s)"),
            ("temperature_c", "Température (°C)"),
            ("pressure_hpa", "Pression (hPa)"),
        ]
        for key, label in fields:
            row = tk.Frame(top, bg="#12121c")
            row.pack(fill=tk.X, pady=3)
            entry = tk.Entry(
                row,
                bg="#1e1e30",
                fg="#e0e0f0",
                insertbackground="#e0e0f0",
                relief=tk.FLAT,
                font=("Consolas", 9),
                justify="right",
                width=8,
            )
            entry.insert(0, self._DEFAULTS[key])
            # Pack the entry first so it reserves its (small, fixed) space,
            # then let the label claim all the remaining row width instead
            # of a hardcoded character width, which used to clip long
            # labels like "Longueur de balle seule (mm)".
            entry.pack(side=tk.RIGHT)
            tk.Label(row, text=label, bg="#12121c", fg="#ffffff", font=("Consolas", 9), anchor="w").pack(
                side=tk.LEFT, fill=tk.X, expand=True
            )
            entry.bind("<Return>", lambda _e: self._calculate())
            self._entries[key] = entry

        tk.Button(
            top,
            text="Calculer",
            command=self._calculate,
            bg="#3a6fd8",
            fg="#ffffff",
            relief=tk.FLAT,
            font=("Consolas", 9, "bold"),
            padx=10,
            pady=6,
            cursor="hand2",
            activebackground="#50508a",
            activeforeground="#ffffff",
        ).pack(fill=tk.X, pady=(10, 0))

        tk.Frame(self, bg="#222235", height=1).pack(fill=tk.X)

        # ---- Bottom part: result and explanation -----------------------
        bottom = tk.Frame(self, bg="#0f0f14", padx=14, pady=14)
        bottom.pack(fill=tk.BOTH, expand=True)

        tk.Label(
            bottom, text="RÉSULTAT", bg="#0f0f14", fg="#55ff55", font=("Consolas", 9, "bold"), anchor="w"
        ).pack(fill=tk.X, pady=(0, 6))

        self._sg_var = tk.StringVar(value="—")
        tk.Label(bottom, textvariable=self._sg_var, bg="#0f0f14", fg="#ffffff", font=("Consolas", 34, "bold")).pack()

        self._regime_var = tk.StringVar(value="")
        self._regime_lbl = tk.Label(
            bottom,
            textvariable=self._regime_var,
            bg="#0f0f14",
            fg="#ffffff",
            font=("Consolas", 9, "bold"),
            wraplength=380,
            justify="center",
        )
        self._regime_lbl.pack(pady=(2, 10))

        tk.Frame(bottom, bg="#222235", height=1).pack(fill=tk.X, pady=(0, 10))

        self._detail_var = tk.StringVar(value="")
        tk.Label(
            bottom,
            textvariable=self._detail_var,
            bg="#0f0f14",
            fg="#b0b0d0",
            font=("Consolas", 8),
            justify="left",
            anchor="w",
            wraplength=380,
        ).pack(fill=tk.X)

        tk.Label(
            bottom,
            text=(
                "SG < 1.00 instable · 1.00–1.20 marginal · 1.20–1.40 acceptable\n"
                "1.40–2.00 bonne marge · > 2.00 forte stabilité\n\n"
                "Utiliser la longueur de la balle seule (pas la cartouche entière).\n"
                "Le coefficient balistique (BC) n'intervient pas dans ce calcul.\n"
                "Sous Mach 1 (~341 m/s), la correction de vitesse est figée à sa valeur Mach 1."
            ),
            bg="#0f0f14",
            fg="#666680",
            font=("Consolas", 8),
            justify="left",
            anchor="w",
            wraplength=380,
        ).pack(fill=tk.X, pady=(12, 0))

    # -- Logic -----------------------------------------------------------

    def _calculate(self):
        try:
            mass_grains = float(self._entries["mass_grains"].get().replace(",", "."))
            diameter_mm = float(self._entries["diameter_mm"].get().replace(",", "."))
            length_mm = float(self._entries["length_mm"].get().replace(",", "."))
            twist_in = float(self._entries["twist_in"].get().replace(",", "."))
            velocity_m_s = float(self._entries["velocity_m_s"].get().replace(",", "."))
            temperature_c = float(self._entries["temperature_c"].get().replace(",", "."))
            pressure_hpa = float(self._entries["pressure_hpa"].get().replace(",", "."))

            sg = sg_miller(
                mass_grains=mass_grains,
                diameter_mm=diameter_mm,
                length_mm=length_mm,
                twist_in_per_turn=twist_in,
                velocity_m_s=velocity_m_s,
                temperature_c=temperature_c,
                pressure_hpa=pressure_hpa,
            )
            regime_label, regime_color = sg_regime(sg)
            rpm = bullet_rpm(velocity_m_s, twist_in)

            self._sg_var.set(f"SG = {sg:.2f}")
            self._regime_var.set(regime_label)
            self._regime_lbl.configure(fg=regime_color)
            # Reference twist (Greenhill) and short-bullet warning
            greenhill_in = greenhill_twist_in(diameter_mm, length_mm)
            length_cal = length_mm / diameter_mm
            lines = [
                f"Vitesse de rotation estimée : {rpm:,.0f} tr/min".replace(",", " "),
                f"Pas Greenhill de référence : {greenhill_in:.1f} in/tour (indicatif)",
            ]
            if length_cal < MILLER_SHORT_BULLET_CALIBERS:
                lines.append(
                    f"Balle courte ({length_cal:.1f} cal) : extrapolation de la corrélation de "
                    "Miller, ordre de grandeur seulement."
                )
            self._detail_var.set("\n".join(lines))
        except (ValueError, ZeroDivisionError) as exc:
            self._sg_var.set("—")
            self._regime_var.set(f"Entrée invalide : {exc}")
            self._regime_lbl.configure(fg="#ff5555")
            self._detail_var.set("")


# ---------------------------------------------------------------------------
# External ballistics (point-mass trajectory, G1 drag model)
# ---------------------------------------------------------------------------

# Standard G1 drag function: (Mach number, drag coefficient Cd).
G1_DRAG_TABLE: list[tuple[float, float]] = [
    (0.00, 0.2629), (0.05, 0.2558), (0.10, 0.2487), (0.15, 0.2413), (0.20, 0.2344),
    (0.25, 0.2278), (0.30, 0.2214), (0.35, 0.2155), (0.40, 0.2104), (0.45, 0.2061),
    (0.50, 0.2032), (0.55, 0.2020), (0.60, 0.2034), (0.70, 0.2165), (0.725, 0.2230),
    (0.75, 0.2313), (0.775, 0.2417), (0.80, 0.2546), (0.825, 0.2706), (0.85, 0.2901),
    (0.875, 0.3136), (0.90, 0.3415), (0.925, 0.3734), (0.95, 0.4084), (0.975, 0.4448),
    (1.00, 0.4805), (1.025, 0.5136), (1.05, 0.5427), (1.075, 0.5677), (1.10, 0.5883),
    (1.125, 0.6053), (1.15, 0.6191), (1.20, 0.6393), (1.25, 0.6518), (1.30, 0.6589),
    (1.35, 0.6621), (1.40, 0.6625), (1.45, 0.6607), (1.50, 0.6573), (1.55, 0.6528),
    (1.60, 0.6474), (1.65, 0.6413), (1.70, 0.6347), (1.75, 0.6280), (1.80, 0.6210),
    (1.85, 0.6141), (1.90, 0.6072), (1.95, 0.6003), (2.00, 0.5934), (2.05, 0.5867),
    (2.10, 0.5804), (2.15, 0.5743), (2.20, 0.5685), (2.25, 0.5630), (2.30, 0.5577),
    (2.35, 0.5527), (2.40, 0.5481), (2.45, 0.5438), (2.50, 0.5397), (2.60, 0.5325),
    (2.70, 0.5264), (2.80, 0.5211), (2.90, 0.5168), (3.00, 0.5133), (3.10, 0.5105),
    (3.20, 0.5084), (3.30, 0.5067), (3.40, 0.5054), (3.50, 0.5040), (3.60, 0.5030),
    (3.70, 0.5022), (3.80, 0.5016), (3.90, 0.5010), (4.00, 0.5006), (4.20, 0.4998),
    (4.40, 0.4995), (4.60, 0.4992), (4.80, 0.4990), (5.00, 0.4988),
]
_G1_MACHS = [m for m, _ in G1_DRAG_TABLE]
_LB_PER_IN2_TO_KG_PER_M2 = 703.0696  # unit of the ballistic coefficient (lb/in²)
_GRAIN_TO_KG = 6.479891e-5


def g1_drag_coefficient(mach: float) -> float:
    """Linear interpolation of the G1 drag coefficient at the given Mach number."""
    if mach <= _G1_MACHS[0]:
        return G1_DRAG_TABLE[0][1]
    if mach >= _G1_MACHS[-1]:
        return G1_DRAG_TABLE[-1][1]
    i = bisect.bisect_right(_G1_MACHS, mach)
    m0, c0 = G1_DRAG_TABLE[i - 1]
    m1, c1 = G1_DRAG_TABLE[i]
    return c0 + (c1 - c0) * (mach - m0) / (m1 - m0)


def ballistic_trajectory(
    mass_grains: float,
    bc_g1: float,
    velocity_m_s: float,
    sight_height_mm: float,
    zero_m: float,
    max_m: float,
    step_m: float,
    temperature_c: float = 15.0,
    pressure_hpa: float = 1013.25,
    crosswind_m_s: float = 0.0,
) -> dict:
    """Point-mass trajectory with G1 drag, zeroed at `zero_m`.

    The bullet is launched from the bore axis; the sights are `sight_height_mm`
    above it and the line of sight is taken as horizontal. The launch angle is
    solved so the trajectory crosses the line of sight at `zero_m`.
    Air is treated as dry (no humidity correction). A crosswind (positive =
    blowing from the right) produces a drift with the classic "lag time" rule.

    Returns {"rows": [...], "angle_rad", "sound_speed", "mach1_m"} where each row
    holds distance, drop relative to the line of sight, speed, energy, flight
    time and wind drift. Raises ValueError on non-physical input.
    """
    if min(mass_grains, bc_g1, velocity_m_s, zero_m, max_m, step_m, pressure_hpa) <= 0 or sight_height_mm < 0:
        raise ValueError("Les valeurs physiques doivent être strictement positives.")
    if temperature_c <= -273.15:
        raise ValueError("Température invalide.")
    if max_m > 3000 or max_m / step_m > 2000:
        raise ValueError("Distance max ≤ 3000 m et au plus 2000 lignes (augmentez le pas).")

    temp_k = temperature_c + 273.15
    rho = pressure_hpa * 100.0 / (287.05 * temp_k)  # dry air density, kg/m³
    c = math.sqrt(1.4 * 287.05 * temp_k)  # speed of sound, m/s
    mass_kg = mass_grains * _GRAIN_TO_KG
    # Drag deceleration = rho·v²·Cd·pi / (8·BC), BC converted to kg/m².
    drag_k = rho * math.pi / (8.0 * bc_g1 * _LB_PER_IN2_TO_KG_PER_M2)
    g = 9.80665
    h = sight_height_mm / 1000.0
    dt = 0.0005

    def acc(vx: float, vy: float) -> tuple[float, float]:
        v = math.hypot(vx, vy)
        k = drag_k * g1_drag_coefficient(v / c) * v
        return -k * vx, -k * vy - g

    def fly(theta: float, targets: list[float]):
        """Integrate (RK4) until the last target distance; return, for each
        target, (height above bore, speed, time), plus where Mach 1 is crossed."""
        x = y = t = 0.0
        vx = velocity_m_s * math.cos(theta)
        vy = velocity_m_s * math.sin(theta)
        out: list[tuple[float, float, float]] = []
        mach1_x = 0.0 if velocity_m_s <= c else None
        idx = 0
        while idx < len(targets):
            if math.hypot(vx, vy) < 20.0 or t > 60.0:
                raise ValueError("La balle n'atteint pas la distance demandée.")
            ax1, ay1 = acc(vx, vy)
            vx2, vy2 = vx + 0.5 * dt * ax1, vy + 0.5 * dt * ay1
            ax2, ay2 = acc(vx2, vy2)
            vx3, vy3 = vx + 0.5 * dt * ax2, vy + 0.5 * dt * ay2
            ax3, ay3 = acc(vx3, vy3)
            vx4, vy4 = vx + dt * ax3, vy + dt * ay3
            ax4, ay4 = acc(vx4, vy4)
            nx = x + dt / 6.0 * (vx + 2 * vx2 + 2 * vx3 + vx4)
            ny = y + dt / 6.0 * (vy + 2 * vy2 + 2 * vy3 + vy4)
            nvx = vx + dt / 6.0 * (ax1 + 2 * ax2 + 2 * ax3 + ax4)
            nvy = vy + dt / 6.0 * (ay1 + 2 * ay2 + 2 * ay3 + ay4)
            nt = t + dt
            while idx < len(targets) and nx >= targets[idx]:
                f = (targets[idx] - x) / (nx - x)
                out.append((y + f * (ny - y), math.hypot(vx + f * (nvx - vx), vy + f * (nvy - vy)), t + f * dt))
                idx += 1
            if mach1_x is None and math.hypot(nvx, nvy) <= c:
                mach1_x = nx
            x, y, vx, vy, t = nx, ny, nvx, nvy, nt
        return out, mach1_x

    # Solve the launch angle so the bullet crosses the line of sight at zero_m.
    def miss(theta: float) -> float:
        return fly(theta, [zero_m])[0][0][0] - h

    lo, hi = 0.0, 0.35
    if miss(hi) < 0.0:
        raise ValueError("Distance de réglage inatteignable avec ces paramètres.")
    for _ in range(60):
        mid = 0.5 * (lo + hi)
        if miss(mid) < 0.0:
            lo = mid
        else:
            hi = mid
    theta = 0.5 * (lo + hi)

    n_rows = int(max_m / step_m + 1e-9)
    if n_rows < 1:
        raise ValueError("La distance max doit être supérieure ou égale au pas.")
    distances = [step_m * (i + 1) for i in range(n_rows)]
    samples, mach1_x = fly(theta, distances)

    rows = []
    for d, (y, v, t) in zip(distances, samples):
        drop = y - h
        rows.append(
            {
                "distance_m": d,
                "drop_cm": drop * 100.0,
                "drop_mrad": drop / d * 1000.0,
                "velocity_m_s": v,
                "energy_j": 0.5 * mass_kg * v * v,
                "time_ms": t * 1000.0,
                # + = to the right; a wind from the right pushes the bullet left.
                "drift_cm": -crosswind_m_s * (t - d / velocity_m_s) * 100.0,
            }
        )
    return {"rows": rows, "angle_rad": theta, "sound_speed": c, "mach1_m": mach1_x}


class BallisticsWindow(tk.Toplevel):
    """
    Trajectory calculator: bullet / sights / atmosphere parameters on the
    left; summary, distance table and drop chart on the right.
    """

    _DEFAULTS = {
        "mass_grains": "124.0",
        "bc_g1": "0.152",
        "velocity_m_s": "350.0",
        "sight_height_mm": "10.0",
        "zero_m": "25.0",
        "max_m": "50.0",
        "step_m": "5.0",
        "temperature_c": "15.0",
        "pressure_hpa": "1013.25",
        "wind_m_s": "0.0",
    }

    def __init__(self, master: "TargetApp"):
        super().__init__(master)
        self.title("Balistique — trajectoire de la balle")
        self.configure(bg="#0f0f14")
        self.minsize(900, 560)
        self._center_on_parent(master, width=1100, height=700)

        self._entries: dict[str, tk.Entry] = {}
        self._result: dict | None = None
        self._sight_height_mm = 0.0
        self._build_ui()
        self._calculate()  # show a result immediately, using the defaults

    def _center_on_parent(self, master: tk.Tk, width: int, height: int):
        master.update_idletasks()
        px, py = master.winfo_rootx(), master.winfo_rooty()
        pw, ph = master.winfo_width(), master.winfo_height()
        x = px + max(0, (pw - width) // 2)
        y = py + max(0, (ph - height) // 2)
        self.geometry(f"{width}x{height}+{x}+{y}")

    # -- UI ------------------------------------------------------------

    def _build_ui(self):
        left = tk.Frame(self, bg="#12121c", padx=14, pady=12, width=330)
        left.pack(side=tk.LEFT, fill=tk.Y)
        left.pack_propagate(False)

        tk.Label(left, text="PARAMÈTRES", bg="#12121c", fg="#55ff55", font=("Consolas", 9, "bold"), anchor="w").pack(fill=tk.X, pady=(0, 8))

        fields = [
            ("mass_grains", "Masse (grains)"),
            ("bc_g1", "Coef. balistique G1"),
            ("velocity_m_s", "Vitesse initiale (m/s)"),
            ("sight_height_mm", "Hauteur de visée (mm)"),
            ("zero_m", "Distance de réglage (m)"),
            ("max_m", "Distance max (m)"),
            ("step_m", "Pas (m)"),
            ("temperature_c", "Température (°C)"),
            ("pressure_hpa", "Pression (hPa)"),
            ("wind_m_s", "Vent de travers (m/s)"),
        ]
        for key, label in fields:
            row = tk.Frame(left, bg="#12121c")
            row.pack(fill=tk.X, pady=3)
            entry = tk.Entry(
                row, bg="#1e1e30", fg="#e0e0f0", insertbackground="#e0e0f0", relief=tk.FLAT, font=("Consolas", 9), justify="right", width=8
            )
            entry.insert(0, self._DEFAULTS[key])
            entry.pack(side=tk.RIGHT)
            tk.Label(row, text=label, bg="#12121c", fg="#ffffff", font=("Consolas", 9), anchor="w").pack(side=tk.LEFT, fill=tk.X, expand=True)
            entry.bind("<Return>", lambda _e: self._calculate())
            self._entries[key] = entry

        tk.Button(
            left,
            text="Calculer",
            command=self._calculate,
            bg="#3a6fd8",
            fg="#ffffff",
            relief=tk.FLAT,
            font=("Consolas", 9, "bold"),
            padx=10,
            pady=6,
            cursor="hand2",
            activebackground="#50508a",
            activeforeground="#ffffff",
        ).pack(fill=tk.X, pady=(10, 0))

        tk.Label(
            left,
            text=(
                "Coef. G1 : valeur indiquée par le fabricant de la munition.\n"
                "Hauteur de visée : distance entre l'axe du canon et la ligne de mire.\n"
                "Vent : positif = vent venant de la droite ; dérive positive = vers la droite.\n"
                "Modèle : point matériel, traînée G1, air sec. Valeurs indicatives."
            ),
            bg="#12121c",
            fg="#666680",
            font=("Consolas", 8),
            justify="left",
            anchor="w",
            wraplength=300,
        ).pack(fill=tk.X, pady=(12, 0))

        right = tk.Frame(self, bg="#0f0f14", padx=10, pady=10)
        right.pack(side=tk.LEFT, fill=tk.BOTH, expand=True)

        tk.Label(right, text="RÉSULTAT", bg="#0f0f14", fg="#55ff55", font=("Consolas", 9, "bold"), anchor="w").pack(fill=tk.X)
        self._summary_var = tk.StringVar(value="—")
        self._summary_lbl = tk.Label(
            right, textvariable=self._summary_var, bg="#0f0f14", fg="#ffffff", font=("Consolas", 9), justify="left", anchor="w", wraplength=700
        )
        self._summary_lbl.pack(fill=tk.X, pady=(2, 8))

        style = ttk.Style(self)
        style.configure("Ballistic.Treeview", background="#12121c", fieldbackground="#12121c", foreground="#e0e0f0", rowheight=22)
        style.configure("Ballistic.Treeview.Heading", font=("Consolas", 9, "bold"))

        cols = ("dist", "drop", "mrad", "vel", "energy", "time", "drift")
        heads = [
            ("dist", "Dist. (m)", 70),
            ("drop", "Chute/LdV (cm)", 110),
            ("mrad", "Chute (mrad)", 95),
            ("vel", "Vitesse (m/s)", 95),
            ("energy", "Énergie (J)", 90),
            ("time", "Temps (ms)", 90),
            ("drift", "Dérive (cm)", 90),
        ]
        self._tree = ttk.Treeview(right, columns=cols, show="headings", height=9, style="Ballistic.Treeview")
        for col, label, width in heads:
            self._tree.heading(col, text=label)
            self._tree.column(col, width=width, anchor="center")
        self._tree.pack(fill=tk.X)

        self._canvas = tk.Canvas(right, bg="#0a0a10", highlightthickness=0, height=240)
        self._canvas.pack(fill=tk.BOTH, expand=True, pady=(8, 0))
        self._canvas.bind("<Configure>", lambda _e: self._draw_chart())

    # -- Logic -----------------------------------------------------------

    def _value(self, key: str) -> float:
        return float(self._entries[key].get().replace(",", "."))

    def _calculate(self):
        try:
            res = ballistic_trajectory(
                mass_grains=self._value("mass_grains"),
                bc_g1=self._value("bc_g1"),
                velocity_m_s=self._value("velocity_m_s"),
                sight_height_mm=self._value("sight_height_mm"),
                zero_m=self._value("zero_m"),
                max_m=self._value("max_m"),
                step_m=self._value("step_m"),
                temperature_c=self._value("temperature_c"),
                pressure_hpa=self._value("pressure_hpa"),
                crosswind_m_s=self._value("wind_m_s"),
            )
        except (ValueError, ZeroDivisionError) as exc:
            self._result = None
            self._summary_var.set(f"Entrée invalide : {exc}")
            self._summary_lbl.configure(fg="#ff5555")
            for item in self._tree.get_children():
                self._tree.delete(item)
            self._draw_chart()
            return

        self._result = res
        self._sight_height_mm = self._value("sight_height_mm")

        mach1 = res["mach1_m"]
        if mach1 is None:
            regime = "Reste supersonique sur toute la distance calculée."
        elif mach1 <= 0.0:
            regime = "Subsonique dès la bouche du canon."
        else:
            regime = f"Passe sous Mach 1 à environ {mach1:.0f} m."
        self._summary_var.set(
            f"Angle de départ : {res['angle_rad'] * 1000:.2f} mrad  |  Vitesse du son : {res['sound_speed']:.0f} m/s\n"
            f"{regime}  Réglage à {self._value('zero_m'):g} m."
        )
        self._summary_lbl.configure(fg="#ffffff")

        for item in self._tree.get_children():
            self._tree.delete(item)
        for r in res["rows"]:
            self._tree.insert(
                "",
                "end",
                values=(
                    f"{r['distance_m']:g}",
                    f"{r['drop_cm']:+.1f}",
                    f"{r['drop_mrad']:+.2f}",
                    f"{r['velocity_m_s']:.0f}",
                    f"{r['energy_j']:.0f}",
                    f"{r['time_ms']:.0f}",
                    f"{r['drift_cm']:+.1f}",
                ),
            )
        self._draw_chart()

    def _draw_chart(self):
        """Plot the height of the trajectory relative to the line of sight."""
        c = self._canvas
        c.delete("all")
        if not self._result:
            return

        pts = [(0.0, -self._sight_height_mm / 10.0)] + [(r["distance_m"], r["drop_cm"]) for r in self._result["rows"]]
        w = max(c.winfo_width(), 300)
        h = max(c.winfo_height(), 150)
        ml, mr, mt, mb = 60, 20, 28, 34

        x_max = pts[-1][0] or 1.0
        y_min = min(0.0, min(p[1] for p in pts))
        y_max = max(0.0, max(p[1] for p in pts))
        if y_max - y_min < 1e-6:
            y_max = y_min + 1.0
        pad = (y_max - y_min) * 0.1
        y_min -= pad
        y_max += pad

        def x_of(x):
            return ml + (w - ml - mr) * x / x_max

        def y_of(y):
            return mt + (h - mt - mb) * (1 - (y - y_min) / (y_max - y_min))

        for g in range(5):
            gv = y_min + (y_max - y_min) * g / 4
            gy = y_of(gv)
            c.create_line(ml, gy, w - mr, gy, fill="#222235")
            c.create_text(ml - 6, gy, anchor="e", fill="#888899", font=("Consolas", 8), text=f"{gv:.1f}")
        for g in range(6):
            gx = x_max * g / 5
            c.create_text(x_of(gx), h - mb + 12, fill="#888899", font=("Consolas", 8), text=f"{gx:g}")

        # Line of sight (zero height) and the trajectory itself.
        c.create_line(ml, y_of(0.0), w - mr, y_of(0.0), fill="#55ff55", dash=(4, 3))
        flat = []
        for x, y in pts:
            flat.extend([x_of(x), y_of(y)])
        c.create_line(*flat, fill="#00cfff", width=2)
        for x, y in pts[1:]:
            c.create_oval(x_of(x) - 3, y_of(y) - 3, x_of(x) + 3, y_of(y) + 3, fill="#00cfff", outline="#ffffff")

        c.create_text(ml, 8, anchor="nw", fill="#ffffff", font=("Consolas", 9, "bold"), text="Hauteur par rapport à la ligne de mire (cm)")
        c.create_text(w - mr, h - 6, anchor="se", fill="#888899", font=("Consolas", 8), text="distance (m)")
        c.create_text(w - mr, 8, anchor="ne", fill="#55ff55", font=("Consolas", 8), text="- - ligne de mire")


class BallisticsWindow(tk.Toplevel):
    """
    Exterior ballistics calculator: bullet / sight / atmosphere parameters on
    the left, trajectory table and a drop-vs-distance chart on the right.
    """

    # Indicative values only: replace with the manufacturer's data or a chronograph reading.
    _PRESETS = {
        "9 mm Parabellum — 124 gr FMJ": {"mass_grains": "124.0", "bc": "0.152", "velocity_m_s": "350.0"},
        ".22 LR — 40 gr plomb": {"mass_grains": "40.0", "bc": "0.130", "velocity_m_s": "330.0"},
        ".45 ACP — 230 gr FMJ": {"mass_grains": "230.0", "bc": "0.150", "velocity_m_s": "250.0"},
    }
    _DEFAULTS = {
        "mass_grains": "124.0",
        "bc": "0.152",
        "velocity_m_s": "350.0",
        "sight_height_mm": "10.0",
        "zero_m": "25",
        "max_m": "50",
        "step_m": "5",
        "temperature_c": "15.0",
        "pressure_hpa": "1013.25",
        "wind_m_s": "0.0",
    }

    def __init__(self, master: "TargetApp"):
        super().__init__(master)
        self.title("Balistique — trajectoire de la balle")
        self.configure(bg="#0f0f14")
        self.minsize(900, 620)
        self._center_on_parent(master, width=1150, height=760)

        self._entries: dict[str, tk.Entry] = {}
        self._result: dict | None = None
        self._preset_var = tk.StringVar(value=next(iter(self._PRESETS)))
        self._build_ui()
        self._calculate()

    def _center_on_parent(self, master: tk.Tk, width: int, height: int):
        master.update_idletasks()
        px, py = master.winfo_rootx(), master.winfo_rooty()
        pw, ph = master.winfo_width(), master.winfo_height()
        x = px + max(0, (pw - width) // 2)
        y = py + max(0, (ph - height) // 2)
        self.geometry(f"{width}x{height}+{x}+{y}")

    # -- UI ------------------------------------------------------------

    def _build_ui(self):
        left = tk.Frame(self, bg="#12121c", padx=14, pady=12, width=340)
        left.pack(side=tk.LEFT, fill=tk.Y)
        left.pack_propagate(False)

        tk.Label(left, text="MUNITION", bg="#12121c", fg="#55ff55", font=("Consolas", 9, "bold"), anchor="w").pack(fill=tk.X, pady=(0, 4))
        preset_cb = tk.OptionMenu(left, self._preset_var, *self._PRESETS.keys(), command=self._apply_preset)
        preset_cb.config(
            bg="#2a2a40", fg="#e0e0f0", relief=tk.FLAT, font=("Consolas", 9), activebackground="#50508a", activeforeground="#ffffff", highlightthickness=0, anchor="w"
        )
        preset_cb["menu"].config(bg="#2a2a40", fg="#e0e0f0", font=("Consolas", 9))
        preset_cb.pack(fill=tk.X, pady=(0, 8))

        def section(text):
            tk.Label(left, text=text, bg="#12121c", fg="#55ff55", font=("Consolas", 9, "bold"), anchor="w").pack(fill=tk.X, pady=(10, 4))

        def field(key, label):
            row = tk.Frame(left, bg="#12121c")
            row.pack(fill=tk.X, pady=3)
            entry = tk.Entry(row, bg="#1e1e30", fg="#e0e0f0", insertbackground="#e0e0f0", relief=tk.FLAT, font=("Consolas", 9), justify="right", width=8)
            entry.insert(0, self._DEFAULTS[key])
            entry.pack(side=tk.RIGHT)
            tk.Label(row, text=label, bg="#12121c", fg="#ffffff", font=("Consolas", 9), anchor="w").pack(side=tk.LEFT, fill=tk.X, expand=True)
            entry.bind("<Return>", lambda _e: self._calculate())
            self._entries[key] = entry

        field("mass_grains", "Masse (grains)")
        field("bc", "Coef. balistique G1")
        field("velocity_m_s", "Vitesse initiale (m/s)")
        section("VISÉE")
        field("sight_height_mm", "Hauteur de visée (mm)")
        field("zero_m", "Distance de réglage (m)")
        section("TABLEAU")
        field("max_m", "Distance maximale (m)")
        field("step_m", "Pas (m)")
        section("ATMOSPHÈRE")
        field("temperature_c", "Température (°C)")
        field("pressure_hpa", "Pression (hPa)")
        field("wind_m_s", "Vent de travers (m/s)")

        tk.Button(
            left,
            text="Calculer",
            command=self._calculate,
            bg="#3a6fd8",
            fg="#ffffff",
            relief=tk.FLAT,
            font=("Consolas", 9, "bold"),
            padx=10,
            pady=6,
            cursor="hand2",
            activebackground="#50508a",
            activeforeground="#ffffff",
        ).pack(fill=tk.X, pady=(14, 0))

        tk.Label(
            left,
            text=(
                "Vent : positif = de gauche à droite\n(dérive positive = à droite).\n"
                "Le coefficient G1 est celui du fabricant (lb/in²).\n"
                "Les munitions proposées sont indicatives."
            ),
            bg="#12121c",
            fg="#666680",
            font=("Consolas", 8),
            justify="left",
            anchor="w",
            wraplength=300,
        ).pack(fill=tk.X, pady=(12, 0))

        right = tk.Frame(self, bg="#0f0f14", padx=8, pady=8)
        right.pack(side=tk.LEFT, fill=tk.BOTH, expand=True)

        self._summary_var = tk.StringVar(value="")
        self._summary_lbl = tk.Label(right, textvariable=self._summary_var, bg="#0f0f14", fg="#ffffff", font=("Consolas", 9), justify="left", anchor="w")
        self._summary_lbl.pack(fill=tk.X, pady=(0, 6))

        table_frame = tk.Frame(right, bg="#0f0f14")
        table_frame.pack(fill=tk.X)
        cols = ("dist", "drop", "vel", "energy", "time", "drift")
        self._tree = ttk.Treeview(table_frame, columns=cols, show="headings", height=11)
        for col, label, width in [
            ("dist", "Dist. (m)", 80),
            ("drop", "Chute / ligne de visée (mm)", 190),
            ("vel", "Vitesse (m/s)", 100),
            ("energy", "Énergie (J)", 100),
            ("time", "Temps (ms)", 90),
            ("drift", "Dérive (mm)", 100),
        ]:
            self._tree.heading(col, text=label)
            self._tree.column(col, width=width, anchor="center")
        scroll = ttk.Scrollbar(table_frame, orient="vertical", command=self._tree.yview)
        self._tree.configure(yscrollcommand=scroll.set)
        self._tree.pack(side=tk.LEFT, fill=tk.X, expand=True)
        scroll.pack(side=tk.LEFT, fill=tk.Y)

        self._canvas = tk.Canvas(right, bg="#0a0a10", highlightthickness=0)
        self._canvas.pack(fill=tk.BOTH, expand=True, pady=(8, 0))
        self._canvas.bind("<Configure>", lambda _e: self._draw_plot())

        tk.Label(
            right,
            text="Modèle : point matériel, traînée G1, air sec, ligne de visée horizontale. Dérive de rotation non modélisée. Valeurs indicatives.",
            bg="#0f0f14",
            fg="#666680",
            font=("Consolas", 8),
            anchor="w",
        ).pack(fill=tk.X, pady=(4, 0))

    # -- Logic -----------------------------------------------------------

    def _apply_preset(self, name: str):
        for key, value in self._PRESETS[name].items():
            entry = self._entries[key]
            entry.delete(0, tk.END)
            entry.insert(0, value)
        self._calculate()

    def _value(self, key: str) -> float:
        return float(self._entries[key].get().replace(",", "."))

    def _calculate(self):
        for item in self._tree.get_children():
            self._tree.delete(item)
        try:
            res = compute_trajectory_table(
                mass_grains=self._value("mass_grains"),
                bc_g1=self._value("bc"),
                muzzle_velocity_m_s=self._value("velocity_m_s"),
                sight_height_mm=self._value("sight_height_mm"),
                zero_distance_m=self._value("zero_m"),
                max_distance_m=self._value("max_m"),
                step_m=self._value("step_m"),
                temperature_c=self._value("temperature_c"),
                pressure_hpa=self._value("pressure_hpa"),
                crosswind_m_s=self._value("wind_m_s"),
            )
        except ValueError as exc:
            self._result = None
            self._summary_var.set(f"Entrée invalide : {exc}")
            self._summary_lbl.configure(fg="#ff5555")
            self._draw_plot()
            return

        self._result = res
        near = f"{res['near_zero_m']:.1f} m" if res["near_zero_m"] is not None else "—"
        self._summary_var.set(
            f"Angle de tir : {res['angle_mrad']:.2f} mrad ({res['angle_deg']:.3f}°)   |   "
            f"Zéro proche : {near}   |   Zéro lointain : {res['zero_m']:g} m\n"
            f"Flèche maximale : {res['max_rise_mm']:+.1f} mm au-dessus de la ligne de visée   |   "
            f"Énergie initiale : {res['muzzle_energy_j']:.0f} J\n"
            f"Masse volumique de l'air : {res['air_density']:.3f} kg/m³   |   Vitesse du son : {res['speed_of_sound']:.0f} m/s"
        )
        self._summary_lbl.configure(fg="#ffffff")
        for r in res["rows"]:
            self._tree.insert(
                "",
                "end",
                values=(
                    f"{r['distance_m']:g}",
                    f"{r['drop_mm']:+.1f}",
                    f"{r['velocity_m_s']:.0f}",
                    f"{r['energy_j']:.0f}",
                    f"{r['time_ms']:.0f}",
                    f"{r['drift_mm']:+.1f}",
                ),
            )
        self._draw_plot()

    def _draw_plot(self):
        """Drop relative to the line of sight versus distance."""
        c = self._canvas
        c.delete("all")
        res = self._result
        if res is None:
            return

        xs, ys = res["plot_x_m"], res["plot_drop_mm"]
        w = max(c.winfo_width(), 200)
        h = max(c.winfo_height(), 150)
        ml, mr, mt, mb = 60, 25, 32, 40
        x_max = float(xs[-1])
        y_min = min(float(np.min(ys)), 0.0)
        y_max = max(float(np.max(ys)), 0.0)
        if y_max - y_min < 1.0:
            y_min -= 0.5
            y_max += 0.5
        pad = (y_max - y_min) * 0.1
        y_min -= pad
        y_max += pad

        def X(v):
            return ml + (w - ml - mr) * v / x_max

        def Y(v):
            return mt + (h - mt - mb) * (1.0 - (v - y_min) / (y_max - y_min))

        # Horizontal grid + y labels
        for g in range(6):
            gv = y_min + (y_max - y_min) * g / 5
            c.create_line(ml, Y(gv), w - mr, Y(gv), fill="#222235")
            c.create_text(ml - 8, Y(gv), anchor="e", fill="#888899", font=("Consolas", 8), text=f"{gv:.0f}")

        # x labels at table distances (thinned when there are many)
        dists = [r["distance_m"] for r in res["rows"]]
        skip = max(1, len(dists) // 10)
        for i, d in enumerate(dists):
            if i % skip == 0:
                c.create_line(X(d), h - mb, X(d), h - mb + 4, fill="#444466")
                c.create_text(X(d), h - mb + 14, fill="#888899", font=("Consolas", 8), text=f"{d:g}")
        c.create_text((ml + w - mr) / 2, h - 8, fill="#888899", font=("Consolas", 8), text="Distance (m)")

        c.create_line(ml, mt, ml, h - mb, fill="#444466")
        c.create_line(ml, h - mb, w - mr, h - mb, fill="#444466")

        # Line of sight (drop = 0)
        c.create_line(ml, Y(0.0), w - mr, Y(0.0), fill="#888899", dash=(5, 4))
        c.create_text(w - mr - 4, Y(0.0) - 8, anchor="e", fill="#888899", font=("Consolas", 8), text="ligne de visée")

        # Trajectory
        pts = []
        for x, y in zip(xs, ys):
            pts.extend([X(float(x)), Y(float(y))])
        c.create_line(*pts, fill="#00cfff", width=2)

        # Zero point marker
        if res["zero_m"] <= x_max:
            zx, zy = X(res["zero_m"]), Y(0.0)
            c.create_oval(zx - 5, zy - 5, zx + 5, zy + 5, outline="#ffff00", width=2)

        c.create_text(ml, 10, anchor="nw", fill="#ffffff", font=("Consolas", 10, "bold"), text="Trajectoire — chute par rapport à la ligne de visée (mm)")


class HistoryWindow(tk.Toplevel):
    """
    Displays the evolution of a shooter's statistics across every target
    ('carton') exported to a chosen folder: a session list on the left and
    a line chart of the selected metric on the right.
    """

    def __init__(self, master: "TargetApp", folder: str, sessions: list[dict]):
        super().__init__(master)
        self.title("Historique / Évolution des tirs")
        self.configure(bg="#0f0f14")
        self.minsize(800, 500)
        self._center_on_parent(master, width=1400, height=820)

        self._folder = folder
        self._sessions = sessions
        self._metric_var = tk.StringVar(value="Moyenne / tir")

        self._build_ui()
        self._draw_chart()

    def _center_on_parent(self, master: tk.Tk, width: int, height: int):
        """Size the window and centre it over the main application window
        rather than over the whole screen."""
        master.update_idletasks()
        px, py = master.winfo_rootx(), master.winfo_rooty()
        pw, ph = master.winfo_width(), master.winfo_height()
        x = px + max(0, (pw - width) // 2)
        y = py + max(0, (ph - height) // 2)
        self.geometry(f"{width}x{height}+{x}+{y}")

    # -- UI ------------------------------------------------------------

    def _build_ui(self):
        top = tk.Frame(self, bg="#1a1a24", pady=6, padx=10)
        top.pack(fill=tk.X)

        tk.Label(top, text=f"📁 {self._folder}", bg="#1a1a24", fg="#b0b0d0", font=("Consolas", 8)).pack(side=tk.LEFT)

        tk.Label(top, text=f"  |  {len(self._sessions)} carton(s)", bg="#1a1a24", fg="#55ff55", font=("Consolas", 8, "bold")).pack(side=tk.LEFT)

        right_top = tk.Frame(top, bg="#1a1a24")
        right_top.pack(side=tk.RIGHT)
        tk.Label(right_top, text="Indicateur : ", bg="#1a1a24", fg="#ffffff", font=("Consolas", 9)).pack(side=tk.LEFT)
        metric_cb = tk.OptionMenu(right_top, self._metric_var, *HISTORY_METRICS.keys(), command=lambda _: self._draw_chart())
        metric_cb.config(
            bg="#2a2a40",
            fg="#e0e0f0",
            relief=tk.FLAT,
            font=("Consolas", 9),
            activebackground="#50508a",
            activeforeground="#ffffff",
            highlightthickness=0,
            width=18,
        )
        metric_cb["menu"].config(bg="#2a2a40", fg="#e0e0f0", font=("Consolas", 9))
        metric_cb.pack(side=tk.LEFT, padx=(0, 4))

        self._show_avg_var = tk.BooleanVar(value=False)
        avg_cb = tk.Checkbutton(
            right_top,
            text="Moyenne/tir",
            variable=self._show_avg_var,
            command=self._draw_chart,
            bg="#1a1a24",
            fg="#cccccc",
            selectcolor="#2a2a40",
            activebackground="#1a1a24",
            activeforeground="#ffffff",
            font=("Consolas", 9),
        )
        avg_cb.pack(side=tk.LEFT, padx=(4, 8))

        tk.Button(
            right_top,
            text="↻ Actualiser",
            command=self._refresh,
            bg="#30304a",
            fg="#e0e0f0",
            relief=tk.FLAT,
            font=("Consolas", 9, "bold"),
            padx=8,
            pady=3,
            cursor="hand2",
        ).pack(side=tk.LEFT)

        main = tk.Frame(self, bg="#0f0f14")
        main.pack(fill=tk.BOTH, expand=True)

        # -- Left: session list --
        left = tk.Frame(main, bg="#12121c", width=340)
        left.pack(side=tk.LEFT, fill=tk.Y, padx=(4, 2), pady=4)
        left.pack_propagate(False)

        tk.Label(left, text="CARTONS (ordre chronologique)", bg="#12121c", fg="#55ff55", font=("Consolas", 8), anchor="w").pack(fill=tk.X, padx=8, pady=(6, 2))

        cols = ("n", "date", "avg", "total", "impacts")
        self._tree = ttk.Treeview(left, columns=cols, show="headings", height=20)
        for col, label, width in [("n", "#", 30), ("date", "Date", 90), ("avg", "Moy.", 55), ("total", "Total", 55), ("impacts", "Impacts", 55)]:
            self._tree.heading(col, text=label)
            self._tree.column(col, width=width, anchor="center")
        self._tree.pack(fill=tk.BOTH, expand=True, padx=8, pady=(0, 8))

        for i, s in enumerate(self._sessions, 1):
            avg = s.get("average")
            total = s.get("total_score")
            self._tree.insert(
                "",
                "end",
                iid=str(i - 1),
                values=(
                    i,
                    s["date"] or "—",
                    f"{avg:.2f}" if avg is not None else "—",
                    total if total is not None else "—",
                    s.get("n_impacts", "—"),
                ),
            )
        self._tree.bind("<<TreeviewSelect>>", lambda e: self._draw_chart())
        self._tree.bind("<Double-1>", self._on_row_double_click)

        # -- Right: chart --
        right = tk.Frame(main, bg="#0f0f14")
        right.pack(side=tk.LEFT, fill=tk.BOTH, expand=True, pady=4, padx=(2, 4))

        self._canvas = tk.Canvas(right, bg="#0a0a10", highlightthickness=0)
        self._canvas.pack(fill=tk.BOTH, expand=True)
        self._canvas.bind("<Configure>", lambda e: self._draw_chart())

        self._trend_var = tk.StringVar(value="—")
        self._trend_lbl = tk.Label(right, textvariable=self._trend_var, bg="#0f0f14", fg="#ffffff", font=("Consolas", 9), anchor="w")
        self._trend_lbl.pack(fill=tk.X, pady=(4, 0))

    def _on_row_double_click(self, event):
        """Double-clicking a session row closes the History window and
        loads that carton straight into the main window, as if the user
        had used 'Reprendre cible' and picked that JSON file."""
        row_id = self._tree.identify_row(event.y)
        if not row_id:
            return  # double-click missed any row (e.g. header/empty area)

        session = self._sessions[int(row_id)]
        master = self.master
        self.destroy()
        master._load_session_from_json(session["path"])

    def _refresh(self):
        """Re-scan the same folder in case new exports were added."""
        sessions, n_errors = scan_export_folder(self._folder)
        self._sessions = sessions
        for item in self._tree.get_children():
            self._tree.delete(item)
        for i, s in enumerate(self._sessions, 1):
            avg = s.get("average")
            total = s.get("total_score")
            self._tree.insert(
                "",
                "end",
                iid=str(i - 1),
                values=(
                    i,
                    s["date"] or "—",
                    f"{avg:.2f}" if avg is not None else "—",
                    total if total is not None else "—",
                    s.get("n_impacts", "—"),
                ),
            )
        self._draw_chart()

    # -- Chart -----------------------------------------------------------

    def _draw_chart(self):
        """Draw a simple line chart of the selected metric across sessions."""
        c = self._canvas
        c.delete("all")

        metric_label = self._metric_var.get()
        key, unit, higher_is_better = HISTORY_METRICS[metric_label]

        # Collect (index, value) pairs for sessions that actually have this metric.
        points = [(i, s[key]) for i, s in enumerate(self._sessions) if s.get(key) is not None]
        if len(points) < 1:
            c.create_text(20, 20, anchor="nw", fill="#ffaa44", font=("Consolas", 10), text="Aucune donnée disponible pour cet indicateur.")
            self._trend_var.set("—")
            return

        w = max(c.winfo_width(), 200)
        h = max(c.winfo_height(), 200)
        margin_l, margin_r, margin_t, margin_b = 60, 30, 30, 50

        xs_idx = [p[0] for p in points]
        ys_val = [p[1] for p in points]
        y_min, y_max = min(ys_val), max(ys_val)
        if y_min == y_max:
            y_min -= 1.0
            y_max += 1.0
        pad = (y_max - y_min) * 0.12
        y_min -= pad
        y_max += pad

        n_slots = max(len(self._sessions) - 1, 1)

        def x_of(i):
            return margin_l + (w - margin_l - margin_r) * (i / n_slots if n_slots else 0.5)

        # For metrics where a lower value is better (dispersion, CEP, MEC, ...),
        # flip the mapping so the "good" direction still points up on screen,
        # matching the score metrics (higher_is_better=True) above/below logic.
        invert_axis = higher_is_better is False

        def y_of(v):
            frac = (v - y_min) / (y_max - y_min)
            if invert_axis:
                return margin_t + (h - margin_t - margin_b) * frac
            return margin_t + (h - margin_t - margin_b) * (1 - frac)

        # -- Grid + y-axis labels --
        n_grid = 5
        for g in range(n_grid + 1):
            gv = y_min + (y_max - y_min) * g / n_grid
            gy = y_of(gv)
            c.create_line(margin_l, gy, w - margin_r, gy, fill="#222235")
            c.create_text(margin_l - 8, gy, anchor="e", fill="#888899", font=("Consolas", 8), text=f"{gv:.1f}")

        c.create_line(margin_l, margin_t, margin_l, h - margin_b, fill="#444466")
        c.create_line(margin_l, h - margin_b, w - margin_r, h - margin_b, fill="#444466")

        # -- x-axis labels (short date, skipped if too many sessions) --
        step = max(1, len(self._sessions) // 12)
        for i, s in enumerate(self._sessions):
            if i % step != 0 and i != len(self._sessions) - 1:
                continue
            lbl = s["date"][5:] if s["date"] else str(i + 1)  # "MM-DD"
            c.create_text(x_of(i), h - margin_b + 14, fill="#888899", font=("Consolas", 7), text=lbl, angle=0)

        # -- Selected session highlight (from the treeview) --
        selection = self._tree.selection()
        selected_i = int(selection[0]) if selection else None

        # -- Line + points --
        line_pts = []
        for i, v in points:
            line_pts.extend([x_of(i), y_of(v)])
        if len(points) >= 2:
            c.create_line(*line_pts, fill="#00cfff", width=2, smooth=False)

        for i, v in points:
            color = "#ffff00" if i == selected_i else "#00cfff"
            r = 5 if i == selected_i else 4
            c.create_oval(x_of(i) - r, y_of(v) - r, x_of(i) + r, y_of(v) + r, fill=color, outline="#ffffff")
            c.create_text(x_of(i), y_of(v) - 12, fill="#e0e0f0", font=("Consolas", 8), text=f"{v:.2f}")

        # -- Optional overlay: "Moyenne / tir" reference curve --
        # Shown on every chart except the "Moyenne / tir" one itself (where it
        # would just duplicate the main curve). Since this reference is in a
        # different unit (pts) than most displayed metrics (mm), it is scaled
        # independently to its own min/max and mapped into the same plot
        # area — only the shape/trend is comparable, not the absolute values.
        AVG_KEY = "average"
        if self._show_avg_var.get() and key != AVG_KEY:
            avg_points = [(i, s[AVG_KEY]) for i, s in enumerate(self._sessions) if s.get(AVG_KEY) is not None]
            if len(avg_points) >= 1:
                avg_vals = [v for _, v in avg_points]
                avg_min, avg_max = min(avg_vals), max(avg_vals)
                if avg_min == avg_max:
                    avg_min -= 1.0
                    avg_max += 1.0
                avg_pad = (avg_max - avg_min) * 0.12
                avg_min -= avg_pad
                avg_max += avg_pad

                # Higher score is always "good", so this overlay always uses
                # the default (non-inverted) top-is-better mapping, regardless
                # of the invert_axis setting used for the metric on display.
                def y_of_avg(v):
                    frac = (v - avg_min) / (avg_max - avg_min)
                    return margin_t + (h - margin_t - margin_b) * (1 - frac)

                if len(avg_points) >= 2:
                    avg_line_pts = []
                    for i, v in avg_points:
                        avg_line_pts.extend([x_of(i), y_of_avg(v)])
                    c.create_line(*avg_line_pts, fill="#888899", width=1, dash=(4, 3), smooth=False)

                c.create_text(w - margin_r, 10, anchor="ne", fill="#888899", font=("Consolas", 8), text="- - Moyenne / tir")

        c.create_text(margin_l, 10, anchor="nw", fill="#ffffff", font=("Consolas", 10, "bold"), text=f"{metric_label}  ({unit})  —  {len(points)} carton(s)")

        # -- Trend (simple linear regression over the plotted points) --
        if len(points) >= 2:
            xs = np.array(xs_idx, dtype=float)
            ys = np.array(ys_val, dtype=float)
            slope, intercept = np.polyfit(xs, ys, 1)
            mean_v = float(np.mean(ys))
            if higher_is_better is None:
                trend_color = "#e0e0f0"
            elif (slope > 0) == higher_is_better:
                trend_color = "#55ff55"
            else:
                trend_color = "#ff6666"
            self._trend_var.set(f"Moyenne sur la période : {mean_v:.2f} {unit}   |   " f"Tendance : {slope:+.3f} {unit}/carton")
            self._trend_lbl.config(fg=trend_color)
        else:
            self._trend_var.set(f"Valeur : {ys_val[0]:.2f} {unit}")
            self._trend_lbl.config(fg="#ffffff")


# ---------------------------------------------------------------------------
# Main application
# ---------------------------------------------------------------------------


class TargetApp(tk.Tk):
    def __init__(self, initial_path: str | None = None):
        super().__init__()
        self.title("TirMetrix - Analyse de cible ISSF C50 pour tir à 25 m")
        self._set_app_icon()
        self.configure(bg="#0f0f14")
        self.minsize(1050, 612)
        self.resizable(True, True)
        self._center_window(1700, 1225)

        # --- State ---
        self._img_orig: np.ndarray | None = None  # original full-res image
        self._pil_orig: Image.Image | None = None
        self._display_img: ImageTk.PhotoImage | None = None
        self._image_stem: str = "cible"  # filename without extension, used for export defaults

        # Calibration (in original image pixels).
        # The target rings are perfect circles in physical space (250 mm, etc.)
        # but may appear as ellipses in the image if the photo was not taken
        # perfectly square-on or if perspective correction introduced aspect-ratio
        # distortion.  We therefore keep independent horizontal and vertical
        # mm/px scales so that the ring overlays always match the actual rings.
        self._center_orig: tuple[float, float] | None = None  # (cx, cy) px
        self._mpp_x: float | None = None  # mm per pixel, horizontal axis
        self._mpp_y: float | None = None  # mm per pixel, vertical axis

        # Impacts: list of (x_orig, y_orig) in original image coordinates
        self._impacts: list[tuple[float, float]] = []
        self._selected_idx: int | None = None  # index of selected impact

        # Canvas display scaling
        self._scale: float = 1.0  # orig_px * scale = canvas_px
        self._offset: tuple[float, float] = (0.0, 0.0)  # canvas origin of image top-left

        # Interaction mode
        self._mode = "add"  # "add" | "delete" | "move"
        self._drag_start: tuple[float, float] | None = None

        # Overlay toggles
        self._show_axis = tk.BooleanVar(value=False)
        self._show_cep50 = tk.BooleanVar(value=True)  # CEP 50 circle (median radial error)
        self._show_cep90 = tk.BooleanVar(value=True)  # CEP 90 circle (90th-percentile radial error)
        self._show_mec = tk.BooleanVar(value=False)  # MEC circle (smallest circle enclosing all impacts)

        # Manual calibration state: None | "ring1_pts"
        # User clicks 3+ points on the outer edge of ring 1; centre + scale are
        # computed via algebraic least-squares circle fit (no need to click centre).
        self._manual_calib_step: str | None = None
        self._manual_calib_pts: list[tuple[float, float]] = []  # ring-1 edge clicks

        # Perspective correction state: None | "corner" (clicking 4 corners)
        self._persp_step: int | None = None  # 0-3: which corner we're waiting for
        self._persp_corners: list[tuple[float, float]] = []  # collected corners (canvas px)
        self._persp_circle_pos: tuple[int, int] | None = None  # cursor ring overlay position
        # Physical card size (width, height) in mm chosen in the "Calibrer le
        # carton" dialog; remembered between calibrations.
        self._card_size_mm: tuple[float, float] = (CARD_WIDTH_MM, CARD_HEIGHT_MM)

        # Active caliber (bullet radius used for scoring)
        self._caliber_var = tk.StringVar(value=CALIBER_DEFAULT)

        self._build_ui()

        if initial_path:
            self.after(100, lambda: self._load_image(initial_path))

    # ------------------------------------------------------------------
    # Calibration helpers
    # ------------------------------------------------------------------

    @property
    def _mm_per_px_orig(self) -> float | None:
        """Isotropic mm/px (geometric mean of x and y scales).
        Used only where a single distance is needed (CEP, mean radius…).
        Scoring and ring drawing always use _mpp_x / _mpp_y directly."""
        if self._mpp_x is None or self._mpp_y is None:
            return None
        return (self._mpp_x + self._mpp_y) / 2.0

    def _is_calibrated(self) -> bool:
        return self._center_orig is not None and self._mpp_x is not None and self._mpp_y is not None

    def _set_calib(self, cx: float, cy: float, mpp_x: float, mpp_y: float, label: str):
        """Apply new calibration values and refresh the display."""
        self._center_orig = (cx, cy)
        self._mpp_x = mpp_x
        self._mpp_y = mpp_y
        ratio = mpp_y / mpp_x if mpp_x else 1.0
        self._calib_var.set(
            f"Centre : ({cx:.0f}, {cy:.0f}) px\n" f"Éch. X : {mpp_x:.4f} mm/px\n" f"Éch. Y : {mpp_y:.4f} mm/px\n" f"Rapport H/L : {ratio:.4f}\n" f"({label})"
        )

    # ------------------------------------------------------------------
    # Centre the window
    # ------------------------------------------------------------------

    def _center_window(self, width=1400, height=850):
        self.update_idletasks()
        sw = self.winfo_screenwidth()
        sh = self.winfo_screenheight()
        x = max(0, (sw - width) // 2)
        y = max(0, (sh - height) // 2)
        self.geometry(f"{width}x{height}+{x}+{y}")

    def _set_app_icon(self):
        """Apply the application icon to the window (and its dialogs/toplevels).
        Kept non-fatal: a missing/unreadable icon file must never prevent the
        app from starting."""
        try:
            icon_path = resource_path("target_32.png")
            self._icon_img = ImageTk.PhotoImage(Image.open(icon_path))  # kept as attribute to avoid GC
            self.iconphoto(True, self._icon_img)
        except Exception:
            pass  # non-fatal — app still runs fine without a custom icon

    # ------------------------------------------------------------------
    # UI
    # ------------------------------------------------------------------

    def _build_ui(self):
        main = tk.Frame(self, bg="#0f0f14")
        main.pack(fill=tk.BOTH, expand=True)

        tools = tk.Frame(main, bg="#1a1a24", width=190)
        tools.pack(side=tk.LEFT, fill=tk.Y, padx=(0, 2))
        tools.pack_propagate(False)

        self._build_tool_panel(tools)

        left = tk.Frame(main, bg="#12121c", width=260)
        left.pack(side=tk.LEFT, fill=tk.Y, padx=(2, 2))
        left.pack_propagate(False)

        self._build_left_panel(left)

        canvas_frame = tk.Frame(main, bg="#0f0f14")
        canvas_frame.pack(side=tk.LEFT, fill=tk.BOTH, expand=True)

        self._canvas = tk.Canvas(canvas_frame, bg="#0a0a10", highlightthickness=0, cursor="crosshair")
        self._canvas.pack(fill=tk.BOTH, expand=True)
        self._canvas.bind("<Configure>", self._on_resize)
        self._canvas.bind("<ButtonPress-1>", self._on_click)
        self._canvas.bind("<B1-Motion>", self._on_drag)
        self._canvas.bind("<ButtonRelease-1>", self._on_release)
        self._canvas.bind("<Motion>", self._on_mouse_move)
        self._canvas.bind("<MouseWheel>", self._on_scroll)
        self._canvas.bind("<Button-4>", self._on_scroll)
        self._canvas.bind("<Button-5>", self._on_scroll)

        right = tk.Frame(main, bg="#12121c", width=260)
        right.pack(side=tk.RIGHT, fill=tk.Y, padx=(2, 4))
        right.pack_propagate(False)

        self._build_right_panel(right)

        self._hint_lbl = tk.Label(canvas_frame, text="Charger une image pour commencer", bg="#0a0a10", fg="#ffffff", font=("Consolas", 9))
        self._hint_lbl.place(relx=0.5, rely=0.04, anchor="s")

    def _build_tool_panel(self, parent: tk.Frame):
        """Vertical toolbar on the far left of the window. Buttons are
        grouped into visually distinct, tinted zones (rather than a flat
        list) so related actions read together at a glance, and stacked
        rather than laid out horizontally so the window can be narrowed
        without buttons overflowing or being clipped."""

        def btn(parent, text, cmd, bg="#30304a", fg="#e0e0f0"):
            b = tk.Button(
                parent,
                text=text,
                command=cmd,
                bg=bg,
                fg=fg,
                relief=tk.FLAT,
                anchor="w",
                font=("Consolas", 9, "bold"),
                padx=10,
                pady=6,
                cursor="hand2",
                activebackground="#50508a",
                activeforeground="#ffffff",
            )
            b.pack(fill=tk.X, pady=2)
            return b

        def group(bg):
            """A tinted card-like container holding one logical group of
            controls; the tint makes the grouping visible at a glance."""
            g = tk.Frame(parent, bg=bg, padx=6, pady=8)
            g.pack(fill=tk.X, padx=6, pady=(0, 10))
            return g

        # -- Group 1: session -------------------------------------------------
        g_session = group("#17233a")
        btn(g_session, "Nouvelle cible", self._open_dialog, bg="#3a6fd8")
        btn(g_session, "Reprendre cible", self._import_json, bg="#3a6fd8")

        # -- Group 2: calibration / centering ----------------------------------
        g_calib = group("#1c2536")
        btn(g_calib, "Calibrer le carton", self._start_persp_click, bg="#2c5b76")
        btn(g_calib, "Calibrer la zone 1", self._start_manual_calib, bg="#2c5b76")
        btn(g_calib, "Centrer le carton", self._recentre, bg="#2c5b76")
        btn(g_calib, "Exporter tout", self._export_all, bg="#2a6a5a")

        # -- Group 3: marking modes + edition -----------------------------------
        g_mark = group("#242030")

        self._mode_var = tk.StringVar(value="add")

        def mode_radio(text, value):
            r = tk.Radiobutton(
                g_mark,
                text=text,
                variable=self._mode_var,
                value=value,
                command=self._on_mode_change,
                bg="#242030",
                fg="#b0b0d0",
                selectcolor="#2a2a40",
                activebackground="#242030",
                activeforeground="#ffffff",
                font=("Consolas", 9),
                relief=tk.FLAT,
                anchor="w",
                padx=6,
            )
            r.pack(fill=tk.X)

        mode_radio("Ajouter", "add")
        mode_radio("Supprimer", "delete")
        mode_radio("Déplacer", "move")

        tk.Frame(g_mark, bg="#3a3550", height=1).pack(fill=tk.X, pady=6)

        btn(g_mark, "Annuler", self._undo, bg="#555570")
        btn(g_mark, "Tout effacer", self._clear_all, bg="#7a2a2a")

        # -- Group 4: history -----------------------------------------------------
        g_history = group("#2a2410")
        btn(g_history, "Historique", self._open_history, bg="#8a6a2a")
        btn(g_history, "Stabilité balle", self._open_stability, bg="#5a3a8a")
        btn(g_history, "Balistique", self._open_ballistics, bg="#5a3a8a")

    def _build_left_panel(self, parent: tk.Frame):
        self._path_lbl = tk.Label(parent, text="Aucune image chargée", bg="#12121c", fg="#ffffff", font=("Consolas", 8), anchor="w", wraplength=235)
        self._path_lbl.pack(fill=tk.X, padx=12, pady=(6, 0))

        def section(text):
            lbl = tk.Label(parent, text=text, bg="#12121c", fg="#55ff55", font=("Consolas", 8), anchor="w")
            lbl.pack(fill=tk.X, padx=12, pady=(10, 1))
            _attach_tooltip(lbl, text)
            tk.Frame(parent, bg="#222235", height=1).pack(fill=tk.X, padx=12)

        counter_frame = tk.Frame(parent, bg="#1e1e30", pady=12)
        counter_frame.pack(fill=tk.X, padx=10, pady=(14, 4))

        # --- Caliber selector ---
        cal_frame = tk.Frame(parent, bg="#12121c")
        cal_frame.pack(fill=tk.X, padx=10, pady=(0, 6))
        tk.Label(cal_frame, text="CALIBRE", bg="#12121c", fg="#55ff55", font=("Consolas", 8), anchor="w").pack(anchor="w", padx=2)
        caliber_cb = tk.OptionMenu(cal_frame, self._caliber_var, *CALIBERS.keys(), command=lambda _: (self._redraw(), self._update_stats()))
        caliber_cb.config(
            bg="#2a2a40",
            fg="#e0e0f0",
            relief=tk.FLAT,
            font=("Consolas", 9),
            activebackground="#50508a",
            activeforeground="#ffffff",
            highlightthickness=0,
            anchor="w",
            width=18,
        )
        caliber_cb["menu"].config(bg="#2a2a40", fg="#e0e0f0", font=("Consolas", 9))
        caliber_cb.pack(fill=tk.X, padx=2)

        tk.Label(counter_frame, text="IMPACTS MARQUÉS", bg="#1e1e30", fg="#ffffff", font=("Consolas", 7)).pack()
        self._counter_var = tk.StringVar(value="0")
        tk.Label(counter_frame, textvariable=self._counter_var, bg="#1e1e30", fg="#ffffff", font=("Consolas", 42, "bold")).pack()

        section("RÉSUMÉ")
        self._svars: dict[str, tk.StringVar] = {}
        rows = [
            ("total", "Score total"),
            ("avg", "Moyenne / tir"),
            ("best", "Meilleur"),
            ("worst", "Plus mauvais"),
            ("std", "Écart-type"),
            ("pct_max", "% du score max"),
        ]
        for key, label in rows:
            row = tk.Frame(parent, bg="#12121c")
            row.pack(fill=tk.X, padx=12, pady=1)
            name_lbl = tk.Label(row, text=label, bg="#12121c", fg="#ffffff", font=("Consolas", 8), anchor="w")
            name_lbl.pack(side=tk.LEFT)
            _attach_tooltip(name_lbl, label)
            v = tk.StringVar(value="—")
            self._svars[key] = v
            tk.Label(row, textvariable=v, bg="#12121c", fg="#ffffff", font=("Consolas", 9, "bold"), anchor="e").pack(side=tk.RIGHT)

        section("RÉPARTITION PAR BAGUE")
        self._ring_vars: dict[int, tk.StringVar] = {}
        for ring in sorted(RINGS_MM.keys(), reverse=True):
            row = tk.Frame(parent, bg="#12121c")
            row.pack(fill=tk.X, padx=12, pady=1)
            dot = tk.Label(row, text="●", bg="#12121c", fg=RING_COLORS.get(ring, "#888888"), font=("Consolas", 8))
            dot.pack(side=tk.LEFT)
            tk.Label(row, text=f" {ring:2d}", bg="#12121c", fg="#ffffff", font=("Consolas", 9), anchor="w").pack(side=tk.LEFT)
            v = tk.StringVar(value="—")
            self._ring_vars[ring] = v
            tk.Label(row, textvariable=v, bg="#12121c", fg="#ffffff", font=("Consolas", 9), anchor="e").pack(side=tk.RIGHT)

        section("FIABILITÉ (N tirs)")
        self._nstat_vars: dict[str, tk.StringVar] = {}
        n_rows = [
            ("n_tirs", "N tirs"),
            ("score_eq10", "Score éq. / 10 tirs"),
            ("mean_ci", "IC moyenne à 95 %"),
            ("flyers", "Flyers détectés"),
            ("flyer_rate", "Taux de flyers"),
            ("flyer_ci", "IC taux flyers"),
            ("flyer_risk", "Risque d'≥1 flyer"),
            ("shots_bf", "Tirs moyens avant flyer"),
        ]
        for key, label in n_rows:
            row = tk.Frame(parent, bg="#12121c")
            row.pack(fill=tk.X, padx=12, pady=1)
            name_lbl = tk.Label(row, text=label, bg="#12121c", fg="#ffffff", font=("Consolas", 8), anchor="w")
            name_lbl.pack(side=tk.LEFT)
            _attach_tooltip(name_lbl, label)
            v = tk.StringVar(value="—")
            self._nstat_vars[key] = v
            tk.Label(row, textvariable=v, bg="#12121c", fg="#ffffff", font=("Consolas", 9, "bold"), anchor="e").pack(side=tk.RIGHT)

        section("CALIBRATION")
        self._calib_var = tk.StringVar(value="—")
        tk.Label(parent, textvariable=self._calib_var, bg="#12121c", fg="#ffffff", font=("Consolas", 8), justify="left", wraplength=210, anchor="w").pack(
            fill=tk.X, padx=12, pady=3
        )

        section("CURSEUR")
        self._cursor_var = tk.StringVar(value="—")
        tk.Label(parent, textvariable=self._cursor_var, bg="#12121c", fg="#ffffff", font=("Consolas", 8), anchor="w", justify="left", wraplength=235).pack(
            fill=tk.X, padx=12, pady=3
        )

    def _build_right_panel(self, parent: tk.Frame):
        def section(text):
            lbl = tk.Label(parent, text=text, bg="#12121c", fg="#ff5555", font=("Consolas", 8, "bold"), anchor="w")
            lbl.pack(fill=tk.X, padx=12, pady=(10, 1))
            _attach_tooltip(lbl, text)
            tk.Frame(parent, bg="#222235", height=1).pack(fill=tk.X, padx=12)

        # --- Overlay toggles ---
        section("AFFICHAGE")

        def chk(text, var):
            cb = tk.Checkbutton(
                parent,
                text=text,
                variable=var,
                command=self._redraw,
                bg="#12121c",
                fg="#ffffff",
                selectcolor="#1e1e30",
                activebackground="#12121c",
                activeforeground="#ffffff",
                font=("Consolas", 9),
            )
            cb.pack(anchor="w", padx=14, pady=1)
            _attach_tooltip(cb, text)

        chk("Axe de dispersion (PCA)", self._show_axis)
        chk("Cercle CEP 50 (groupement)", self._show_cep50)
        chk("Cercle CEP 90 (groupement)", self._show_cep90)
        chk("Cercle MEC (groupement)", self._show_mec)

        def stat_row(store: dict, key: str, label: str):
            """Row with a name (tooltip-enabled) and a bold value, used for
            every individual statistic in the right panel."""
            row = tk.Frame(parent, bg="#12121c")
            row.pack(fill=tk.X, padx=12, pady=1)
            name_lbl = tk.Label(row, text=label, bg="#12121c", fg="#ffffff", font=("Consolas", 8), anchor="w")
            name_lbl.pack(side=tk.LEFT)
            _attach_tooltip(name_lbl, label)
            v = tk.StringVar(value="—")
            store[key] = v
            tk.Label(row, textvariable=v, bg="#12121c", fg="#ffffff", font=("Consolas", 9, "bold"), anchor="e").pack(side=tk.RIGHT)

        section("DISPERSION")
        self._disp_vars: dict[str, tk.StringVar] = {}
        stat_row(self._disp_vars, "mean_r", "Rayon moyen")
        stat_row(self._disp_vars, "std_r", "Écart-type rayon")
        stat_row(self._disp_vars, "std_x", "Écart-type X")
        stat_row(self._disp_vars, "std_y", "Écart-type Y")

        section("GROUPEMENT")
        self._group_vars: dict[str, tk.StringVar] = {}
        stat_row(self._group_vars, "max_pair", "Diamètre max")
        stat_row(self._group_vars, "mec_diam", "Diamètre MEC")

        section("DÉCALAGE MOYEN")
        self._bias_vars: dict[str, tk.StringVar] = {}
        stat_row(self._bias_vars, "dx", "ΔX moyen")
        stat_row(self._bias_vars, "dy", "ΔY moyen")

        section("CEP — GROUPEMENT (dispersion)")
        self._cep_group_vars: dict[str, tk.StringVar] = {}
        stat_row(self._cep_group_vars, "cep50", "CEP 50 (groupement)")
        stat_row(self._cep_group_vars, "cep90", "CEP 90 (groupement)")

        section("CEP — POINT VISÉ (centrage)")
        self._cep_poi_vars: dict[str, tk.StringVar] = {}
        stat_row(self._cep_poi_vars, "cep50", "CEP 50 (point visé)")
        stat_row(self._cep_poi_vars, "cep90", "CEP 90 (point visé)")
        stat_row(self._cep_poi_vars, "mean_r", "Rayon moyen (point visé)")
        stat_row(self._cep_poi_vars, "std_r", "Écart-type rayon (point visé)")

        section("ELLIPSE")
        self._ellipse_vars: dict[str, tk.StringVar] = {}
        stat_row(self._ellipse_vars, "major", "Axe majeur")
        stat_row(self._ellipse_vars, "minor", "Axe mineur")
        stat_row(self._ellipse_vars, "aspect", "Rapport d'aspect")
        stat_row(self._ellipse_vars, "angle", "Angle")

        section("CONSISTANCE")
        self._consistency_vars: dict[str, tk.StringVar] = {}
        stat_row(self._consistency_vars, "cv", "Coef. variation (rayon)")

    # ------------------------------------------------------------------
    # File loading & calibration
    # ------------------------------------------------------------------

    def _open_dialog(self):
        downloads = os.path.join(os.path.expanduser("~"), "Downloads")
        path = filedialog.askopenfilename(
            title="Ouvrir une photo de cible",
            initialdir=downloads if os.path.isdir(downloads) else "~",
            filetypes=[("Images", "*.jpg *.jpeg *.png *.bmp *.tif *.tiff"), ("Tous", "*.*")],
        )
        if path:
            self._load_image(path)

    def _load_image(self, path: str):
        img = cv2.imread(path)
        if img is None:
            messagebox.showerror("Erreur", f"Impossible de charger :\n{path}")
            return
        self._impacts.clear()
        self._selected_idx = None
        self._image_stem = os.path.splitext(os.path.basename(path))[0]
        self._path_lbl.config(text=os.path.basename(path))

        # --- Attempt automatic perspective correction ---
        corners = detect_target_corners(img)
        if corners is not None:
            img = correct_perspective(img, corners)
            # Show a brief notice but don't block
            self._hint_lbl.config(text="Perspective corrigée automatiquement  |  Clic gauche → ajouter un impact", fg="#55ff55")
            self.after(3000, lambda: self._hint_lbl.config(text="Clic gauche → ajouter un impact  |  Molette → zoom", fg="#ffffff"))
        else:
            # Auto-detection failed — prompt user to correct manually
            self._hint_lbl.config(text="⚠ Perspective non détectée. Utilisez 'Calibrer le carton' si nécessaire.", fg="#ffaa44")
            self.after(5000, lambda: self._hint_lbl.config(text="Clic gauche → ajouter un impact  |  Molette → zoom", fg="#ffffff"))

        self._img_orig = img
        self._pil_orig = Image.fromarray(cv2.cvtColor(img, cv2.COLOR_BGR2RGB))
        self._calibrate()
        self._fit_to_canvas()
        self._redraw()
        self._update_stats()

    def _calibrate(self):
        """Auto-detect target centre and mm/px scale from the loaded image.

        Calibration strategy (in priority order):
          1. Radial edge-profile match on rings 1 & 2 (most robust, ignores
             any reactive target on the black disc area).
          2. Black disc outer edge (ring 6/7 boundary, 125 mm) — fallback.
        Centre is refined by the red aiming-dot detector when available.
        """
        if self._img_orig is None:
            return

        center = detect_target_center(self._img_orig)

        # --- Primary: rings 1 & 2 via radial edge profile ---
        result = detect_rings_1_and_2(self._img_orig)
        if result is not None:
            auto_cx, auto_cy, mpp = result
            cx, cy = center if center else (auto_cx, auto_cy)
            self._set_calib(cx, cy, mpp, mpp, "auto — bagues 1 & 2")
            return

        # --- Fallback: black disc ---
        disc = detect_black_disc(self._img_orig)
        if disc is None:
            messagebox.showwarning("Calibration", "Cible non détectée. Utilisez le calibrage manuel.")
            self._center_orig = None
            self._mpp_x = None
            self._mpp_y = None
            self._calib_var.set("Non calibré")
            return
        dcx, dcy, black_r = disc
        cx, cy = center if center else (dcx, dcy)
        mpp_disc = 125.0 / black_r
        self._set_calib(cx, cy, mpp_disc, mpp_disc, "auto — disque noir")

    def _recentre(self):
        """Refit the view so the target is centred and fills the canvas.

        Does NOT touch the calibration — centre, mpp_x and mpp_y are preserved.
        Use this after a zoom/pan to snap back to the full-image view.
        """
        self._fit_to_canvas()
        self._redraw()
        self._update_stats()

    # ------------------------------------------------------------------
    # History / evolution across multiple exported targets
    # ------------------------------------------------------------------

    def _open_history(self):
        """Ask the user for a folder, scan it for exported '*_data.json'
        session files, and open the History window showing the evolution
        of the shooter's statistics across all the targets found."""
        downloads = os.path.join(os.path.expanduser("~"), "Downloads")
        folder = filedialog.askdirectory(
            title="Choisir le dossier contenant les exports (cartons)",
            initialdir=downloads if os.path.isdir(downloads) else "~",
        )
        if not folder:
            return

        sessions, n_errors = scan_export_folder(folder)
        if not sessions:
            messagebox.showinfo("Historique", f"Aucun export ({'*_data.json'}) trouvé dans :\n{folder}")
            return
        if n_errors:
            messagebox.showwarning("Historique", f"{n_errors} fichier(s) n'ont pas pu être lus et ont été ignorés.")

        HistoryWindow(self, folder, sessions)

    def _open_stability(self):
        """Open the gyroscopic stability (SG, Miller formula) calculator."""
        StabilityWindow(self)

    def _open_ballistics(self):
        """Open the exterior ballistics (trajectory) calculator."""
        BallisticsWindow(self)

    # ------------------------------------------------------------------
    # Canvas / viewport helpers
    # ------------------------------------------------------------------

    def _fit_to_canvas(self):
        """Scale image so it fits the current canvas, centred."""
        if self._pil_orig is None:
            return
        cw = self._canvas.winfo_width() or 900
        ch = self._canvas.winfo_height() or 700
        iw, ih = self._pil_orig.size
        self._scale = min(cw / iw, ch / ih) * 0.96
        self._offset = ((cw - iw * self._scale) / 2, (ch - ih * self._scale) / 2)

    def _orig_to_canvas(self, x: float, y: float) -> tuple[float, float]:
        ox, oy = self._offset
        return ox + x * self._scale, oy + y * self._scale

    def _canvas_to_orig(self, cx: float, cy: float) -> tuple[float, float]:
        ox, oy = self._offset
        return (cx - ox) / self._scale, (cy - oy) / self._scale

    def _orig_dist_mm(self, x: float, y: float) -> float | None:
        """Isotropic distance in mm from target centre (geometric-mean scale)."""
        if not self._is_calibrated():
            return None
        cx, cy = self._center_orig
        dx_mm = (x - cx) * self._mpp_x
        dy_mm = (y - cy) * self._mpp_y
        return math.hypot(dx_mm, dy_mm)

    def _score_at_orig(self, x: float, y: float) -> int:
        if not self._is_calibrated():
            return 0
        cx, cy = self._center_orig
        # Convert pixel offset to mm using per-axis scales, then test against
        # the normalised ellipse equation: (dx/rx)²+(dy/ry)² ≤ 1, where
        # rx = ring_mm/mpp_x and ry = ring_mm/mpp_y.
        # Equivalently, compute the "normalised" distance:
        #   d_norm = sqrt((dx_px * mpp_x)² + (dy_px * mpp_y)²)
        # which equals the physical mm distance on an isotropic target.
        dx_mm = (x - cx) * self._mpp_x
        dy_mm = (y - cy) * self._mpp_y
        # ISSF rule: nearest edge of the bullet hole decides the score.
        bullet_radius = CALIBERS.get(self._caliber_var.get(), 0.0)
        dist = max(0.0, math.hypot(dx_mm, dy_mm) - bullet_radius)
        for score in sorted(RINGS_MM, reverse=True):
            if dist <= RINGS_MM[score]:
                return score
        return 0

    # ------------------------------------------------------------------
    # Drawing
    # ------------------------------------------------------------------

    def _redraw(self):
        if self._pil_orig is None:
            return
        c = self._canvas
        c.delete("all")

        # Draw image
        iw, ih = self._pil_orig.size
        disp_w = max(1, int(iw * self._scale))
        disp_h = max(1, int(ih * self._scale))
        resized = self._pil_orig.resize((disp_w, disp_h), Image.LANCZOS).convert("RGBA")
        ox, oy = self._offset

        # Real alpha-blended fill for the CEP 50 / CEP 90 discs, baked into
        # the displayed image itself. Tk canvas "stipple" fills are not
        # reliably translucent across platforms (often render as solid), so
        # true compositing is used instead for a dependable ~20% tint.
        if self._is_calibrated() and len(self._impacts) >= 1 and (self._show_cep50.get() or self._show_cep90.get()):
            cx0, cy0 = self._center_orig
            cdxs = np.array([(x - cx0) * self._mpp_x for x, y in self._impacts], dtype=float)
            cdys = np.array([(y - cy0) * self._mpp_y for x, y in self._impacts], dtype=float)
            cmean_dx, cmean_dy = float(cdxs.mean()), float(cdys.mean())
            ccentered = np.sqrt((cdxs - cmean_dx) ** 2 + (cdys - cmean_dy) ** 2)
            mpp_avg = self._mm_per_px_orig or 1.0
            # Group centre, in resized-image-local pixel coordinates (i.e.
            # canvas coords minus the pan offset — no "- ox/oy" needed here
            # since that offset never enters this local-pixel space).
            cscx = (cx0 + cmean_dx / self._mpp_x) * self._scale
            cscy = (cy0 + cmean_dy / self._mpp_y) * self._scale

            tint = Image.new("RGBA", resized.size, (0, 0, 0, 0))
            tdraw = ImageDraw.Draw(tint)
            alpha = 51  # ~20% of 255

            if self._show_cep90.get() and len(self._impacts) >= 2:
                cep90 = cep_from_distances(ccentered, 90)
                r90_px = cep90 / mpp_avg * self._scale
                tdraw.ellipse([cscx - r90_px, cscy - r90_px, cscx + r90_px, cscy + r90_px], fill=(255, 68, 204, alpha))

            if self._show_cep50.get() and len(self._impacts) >= 1:
                cep50 = cep_from_distances(ccentered, 50)
                r50_px = cep50 / mpp_avg * self._scale
                tdraw.ellipse([cscx - r50_px, cscy - r50_px, cscx + r50_px, cscy + r50_px], fill=(0, 207, 255, alpha))

            resized = Image.alpha_composite(resized, tint)

        self._display_img = ImageTk.PhotoImage(resized)
        c.create_image(ox, oy, anchor="nw", image=self._display_img)

        # Draw ring overlays — ellipses when mpp_x ≠ mpp_y
        if self._is_calibrated():
            cx, cy = self._center_orig
            scx, scy = self._orig_to_canvas(cx, cy)
            for ring, r_mm in RINGS_MM.items():
                # Independent radii per axis
                rx_scr = (r_mm / self._mpp_x) * self._scale
                ry_scr = (r_mm / self._mpp_y) * self._scale
                color = RING_COLORS.get(ring, "#888888")
                c.create_oval(scx - rx_scr, scy - ry_scr, scx + rx_scr, scy + ry_scr, outline=color, width=3, dash=(4, 6), tags="ring")
        else:
            scx = scy = 0  # fallback so crosshair lines below don't crash
        # Centre crosshair
        c.create_line(scx - 14, scy, scx + 14, scy, fill="#40ff40", width=2, tags="center")
        c.create_line(scx, scy - 14, scx, scy + 14, fill="#40ff40", width=2, tags="center")

        # Draw statistical overlays (CEP/MEC circles, PCA axis) BEFORE the
        # impacts themselves, so the impact dots stay fully visible on top
        # of the (lightly tinted) circles rather than being covered by them.
        self._draw_overlays()

        # Draw impacts — circle radius matches actual bullet size on screen
        bullet_radius_mm = CALIBERS.get(self._caliber_var.get(), 4.5)
        r_base = IMPACT_RADIUS_SCREEN  # fallback if not calibrated

        # Flag flyer impacts (radial outliers from the group barycentre) so
        # they can be highlighted — same rule as the "Flyers détectés" stat.
        flyer_mask = None
        if self._is_calibrated() and len(self._impacts) >= 2:
            fdx = np.array([(x - cx) * self._mpp_x for x, y in self._impacts], dtype=float)
            fdy = np.array([(y - cy) * self._mpp_y for x, y in self._impacts], dtype=float)
            fcentered = np.sqrt((fdx - fdx.mean()) ** 2 + (fdy - fdy.mean()) ** 2)
            flyer_mask = detect_flyers(fcentered)

        for idx, (ix, iy) in enumerate(self._impacts):
            sx, sy = self._orig_to_canvas(ix, iy)
            score = self._score_at_orig(ix, iy)
            is_sel = idx == self._selected_idx
            border = IMPACT_SELECTED if is_sel else IMPACT_BORDER
            bw = 3 if is_sel else 2
            # Scale bullet radius from mm to screen pixels (use average scale)
            r = max(4, int(bullet_radius_mm / self._mpp_x * self._scale)) if self._mpp_x else r_base
            c.create_oval(sx - r, sy - r, sx + r, sy + r, fill=IMPACT_COLOR, outline=border, width=bw, tags=("impact", f"impact_{idx}"))
            c.create_text(sx, sy - r - 7, text=str(score), fill="#ffffff" if not is_sel else "#ffff80", font=("Consolas", 8, "bold"), tags="label")
            if flyer_mask is not None and flyer_mask[idx]:
                c.create_oval(
                    sx - r - 6, sy - r - 6, sx + r + 6, sy + r + 6, outline="#ff2222", width=2, dash=(3, 2), tags=("impact", f"impact_{idx}", "flyer")
                )

        self._update_hint()

    def _draw_overlays(self):
        """Draw optional statistical overlays: MEC circle and PCA dispersion axis."""
        if len(self._impacts) < 2:
            return
        if not self._is_calibrated():
            return

        cx0, cy0 = self._center_orig
        mpp = self._mm_per_px_orig  # isotropic average, for MEC radius px conversion
        c = self._canvas

        # Build (N, 2) array of impact positions in mm relative to target centre
        dxs = np.array([(x - cx0) * self._mpp_x for x, y in self._impacts])
        dys = np.array([(y - cy0) * self._mpp_y for x, y in self._impacts])
        pts_mm = np.column_stack((dxs, dys))

        # Helper: convert mm-from-centre to canvas pixels (per-axis scales)
        def mm_to_canvas(dx_mm, dy_mm):
            ox = cx0 + dx_mm / self._mpp_x
            oy = cy0 + dy_mm / self._mpp_y
            return self._orig_to_canvas(ox, oy)

        # --- PCA dispersion axis (principal eigenvector) ---
        if self._show_axis.get() and len(self._impacts) >= 2:
            cov = np.cov(pts_mm.T)
            eigvals, eigvecs = np.linalg.eigh(cov)
            order = np.argsort(eigvals)[::-1]
            eigvals = eigvals[order]
            eigvecs = eigvecs[:, order]

            # Semi-axes lengths: 2σ along each eigenvector
            a = float(2.0 * np.sqrt(max(eigvals[0], 0.0)))  # major (mm)
            b = float(2.0 * np.sqrt(max(eigvals[1], 0.0)))  # minor (mm)
            v_major = eigvecs[:, 0]  # unit vector, major axis
            v_minor = eigvecs[:, 1]  # unit vector, minor axis

            mean_dx, mean_dy = float(np.mean(dxs)), float(np.mean(dys))

            # Draw ellipse via a sampled polygon on the canvas
            N_seg = 72
            angles = np.linspace(0, 2 * math.pi, N_seg, endpoint=False)
            ellipse_pts = []
            for angle in angles:
                ex = mean_dx + a * math.cos(angle) * v_major[0] + b * math.sin(angle) * v_minor[0]
                ey = mean_dy + a * math.cos(angle) * v_major[1] + b * math.sin(angle) * v_minor[1]
                sx, sy = mm_to_canvas(ex, ey)
                ellipse_pts += [sx, sy]
            c.create_polygon(ellipse_pts, outline="#ff8800", fill="", width=4, dash=(6, 4), tags="overlay")

            # Major axis line: from -a to +a along eigenvector, through mean
            p1x, p1y = mm_to_canvas(mean_dx - a * v_major[0], mean_dy - a * v_major[1])
            p2x, p2y = mm_to_canvas(mean_dx + a * v_major[0], mean_dy + a * v_major[1])
            c.create_line(p1x, p1y, p2x, p2y, fill="#ff8800", width=3, arrow=tk.BOTH, arrowshape=(6, 8, 3), tags="overlay")

            # Minor axis line
            q1x, q1y = mm_to_canvas(mean_dx - b * v_minor[0], mean_dy - b * v_minor[1])
            q2x, q2y = mm_to_canvas(mean_dx + b * v_minor[0], mean_dy + b * v_minor[1])
            c.create_line(q1x, q1y, q2x, q2y, fill="#ffbb44", width=1, dash=(4, 4), tags="overlay")

            # Mean point marker
            mscx, mscy = mm_to_canvas(mean_dx, mean_dy)
            arm = 5
            c.create_line(mscx - arm, mscy, mscx + arm, mscy, fill="#ff8800", width=4, tags="overlay")
            c.create_line(mscx, mscy - arm, mscx, mscy + arm, fill="#ff8800", width=4, tags="overlay")

            # Label: angle of major axis relative to vertical (Y-axis = up on target)
            angle_deg = float(np.degrees(np.arctan2(v_major[0], -v_major[1]))) % 180
            c.create_text(p2x + 6, p2y, text=f"{angle_deg:.1f}°\n2σ={a:.1f}mm", fill="#ff8800", font=("Consolas", 7), anchor="w", tags="overlay")

        # --- CEP circles (centred on group mean, not on target centre) ---
        # CEP50 / CEP90 are computed from centred radial distances so that
        # a systematically biased group is evaluated for its internal dispersion.
        if (self._show_cep50.get() or self._show_cep90.get()) and len(self._impacts) >= 2:
            mean_dx = float(np.mean(dxs))
            mean_dy = float(np.mean(dys))
            # Radial distances from group barycentre (in mm)
            centered = np.sqrt((pts_mm[:, 0] - mean_dx) ** 2 + (pts_mm[:, 1] - mean_dy) ** 2)
            mscx, mscy = mm_to_canvas(mean_dx, mean_dy)
            mpp = self._mm_per_px_orig or 1.0

            if self._show_cep50.get() and len(self._impacts) >= 1:
                cep50 = cep_from_distances(centered, 50)
                r50_px = cep50 / mpp * self._scale
                c.create_oval(
                    mscx - r50_px,
                    mscy - r50_px,
                    mscx + r50_px,
                    mscy + r50_px,
                    outline="#00cfff",
                    width=4,
                    dash=(6, 4),
                    tags="overlay",
                )
                # "(grp)" = centred on group barycentre, not on the point of
                # aim — see CEP — GROUPEMENT vs CEP — POINT VISÉ in the panel.
                c.create_text(mscx, mscy - r50_px - 8, text="CEP 50 (grp)", fill="#00cfff", font=("Consolas", 8), tags="overlay")

            if self._show_cep90.get() and len(self._impacts) >= 2:
                cep90 = cep_from_distances(centered, 90)
                r90_px = cep90 / mpp * self._scale
                c.create_oval(
                    mscx - r90_px,
                    mscy - r90_px,
                    mscx + r90_px,
                    mscy + r90_px,
                    outline="#ff44cc",
                    width=4,
                    dash=(4, 6),
                    tags="overlay",
                )
                c.create_text(mscx, mscy - r90_px - 8, text="CEP 90 (grp)", fill="#ff44cc", font=("Consolas", 8), tags="overlay")

        # --- MEC circle (smallest circle enclosing every impact) ---
        if self._show_mec.get() and len(self._impacts) >= 2:
            mec_cx, mec_cy, mec_r = minimum_enclosing_circle(pts_mm)
            mec_scx, mec_scy = mm_to_canvas(mec_cx, mec_cy)
            mec_r_px = mec_r / (mpp or 1.0) * self._scale
            c.create_oval(
                mec_scx - mec_r_px, mec_scy - mec_r_px, mec_scx + mec_r_px, mec_scy + mec_r_px, outline="#00ee44", width=3, tags="overlay"
            )
            c.create_text(mec_scx, mec_scy - mec_r_px - 8, text="MEC (grp)", fill="#00ee44", font=("Consolas", 8), tags="overlay")

    def _update_hint(self):
        # A calibration procedure in progress owns the hint text: any redraw
        # (re-centre, zoom, resize...) must not replace it with the
        # "add an impact" hint before the procedure is finished.
        if self._persp_step is not None:
            self._update_persp_hint()
            return
        if self._manual_calib_step is not None:
            n = len(self._manual_calib_pts)
            if n == 0:
                text = "CALIBRAGE — Clics sur le bord de la ZONE 1 (≥ 3)  |  Clic droit ou Entrée pour valider"
            else:
                text = f"CALIBRAGE — {n} point(s) sur zone 1  |  Clic droit ou Entrée pour valider  |  +clics = meilleur fit"
            self._hint_lbl.config(text=text, fg="#ffcc00")
            return

        mode = self._mode_var.get()
        hints = {
            "add": "Clic gauche → ajouter un impact  |  Molette → zoom",
            "delete": "Clic sur un impact → supprimer  |  Molette → zoom",
            "move": "Glisser un impact → déplacer  |  Molette → zoom",
        }
        self._hint_lbl.config(text=hints.get(mode, ""))

    # ------------------------------------------------------------------
    # Events
    # ------------------------------------------------------------------

    def _on_resize(self, _event=None):
        self._fit_to_canvas()
        self._redraw()

    def _on_mode_change(self):
        self._selected_idx = None
        self._redraw()

    def _impact_at_canvas(self, cx: float, cy: float) -> int | None:
        """Return index of impact near canvas position, or None."""
        best_idx, best_d = None, IMPACT_RADIUS_SCREEN * 2.5
        for idx, (ix, iy) in enumerate(self._impacts):
            sx, sy = self._orig_to_canvas(ix, iy)
            d = math.hypot(cx - sx, cy - sy)
            if d < best_d:
                best_d, best_idx = d, idx
        return best_idx

    def _on_click(self, event):
        mode = self._mode_var.get()
        cx, cy = event.x, event.y

        # --- Perspective correction intercepts all other modes ---
        if self._persp_step is not None:
            self._handle_persp_click(cx, cy)
            return

        # --- Manual calibration intercepts all other modes ---
        if self._manual_calib_step is not None:
            ox, oy = self._canvas_to_orig(cx, cy)
            self._handle_manual_calib_click(ox, oy)
            return

        if mode == "add":
            ox, oy = self._canvas_to_orig(cx, cy)
            # Only accept clicks within the image bounds
            if self._pil_orig:
                iw, ih = self._pil_orig.size
                if 0 <= ox <= iw and 0 <= oy <= ih:
                    self._impacts.append((ox, oy))
                    self._redraw()
                    self._update_stats()

        elif mode == "delete":
            idx = self._impact_at_canvas(cx, cy)
            if idx is not None:
                self._impacts.pop(idx)
                self._selected_idx = None
                self._redraw()
                self._update_stats()

        elif mode == "move":
            idx = self._impact_at_canvas(cx, cy)
            self._selected_idx = idx
            if idx is not None:
                self._drag_start = (cx, cy)
            self._redraw()

    def _on_drag(self, event):
        if self._mode_var.get() != "move":
            return
        if self._selected_idx is None or self._drag_start is None:
            return
        ox, oy = self._canvas_to_orig(event.x, event.y)
        if self._pil_orig:
            iw, ih = self._pil_orig.size
            ox = max(0, min(iw, ox))
            oy = max(0, min(ih, oy))
        self._impacts[self._selected_idx] = (ox, oy)
        self._redraw()
        self._update_stats()

    def _on_release(self, _event):
        self._drag_start = None

    def _on_mouse_move(self, event):
        # Draw hollow ring cursor during perspective corner selection
        if self._persp_step is not None:
            self._draw_persp_cursor(event.x, event.y)

        # Draw precision reticle during zone-1 calibration
        if self._manual_calib_step is not None:
            self._draw_calib_cursor(event.x, event.y)

        if not self._is_calibrated():
            return
        ox, oy = self._canvas_to_orig(event.x, event.y)
        d_mm = self._orig_dist_mm(ox, oy)
        if d_mm is None:
            return
        score = self._score_at_orig(ox, oy)
        cx, cy = self._center_orig
        dx = (ox - cx) * self._mpp_x
        dy = (oy - cy) * self._mpp_y
        self._cursor_var.set(f"Bague : {score}\n" f"Distance : {d_mm:.1f} mm\n" f"Δx={dx:+.1f}  Δy={dy:+.1f} mm")

    def _on_scroll(self, event):
        """Zoom in/out centred on cursor."""
        # Determine scroll direction
        if hasattr(event, "delta") and event.delta != 0:
            factor = 1.1 if event.delta > 0 else 1 / 1.1
        elif event.num == 4:
            factor = 1.1
        elif event.num == 5:
            factor = 1 / 1.1
        else:
            return

        # Zoom, keeping cursor position fixed in image space
        ox_before, oy_before = self._canvas_to_orig(event.x, event.y)
        self._scale *= factor
        self._scale = max(0.1, min(10.0, self._scale))

        # Adjust offset so the image point under cursor stays under cursor
        offx = event.x - ox_before * self._scale
        offy = event.y - oy_before * self._scale
        self._offset = (offx, offy)
        self._redraw()

    # ------------------------------------------------------------------
    # Stats
    # ------------------------------------------------------------------

    def _update_stats(self):
        n = len(self._impacts)
        self._counter_var.set(str(n))

        if n == 0:
            for v in self._svars.values():
                v.set("—")
            for v in self._ring_vars.values():
                v.set("—")
            for v in self._nstat_vars.values():
                v.set("—")
            for store in (
                self._disp_vars,
                self._group_vars,
                self._bias_vars,
                self._cep_group_vars,
                self._cep_poi_vars,
                self._ellipse_vars,
                self._consistency_vars,
            ):
                for v in store.values():
                    v.set("—")
            return

        scores = [self._score_at_orig(x, y) for x, y in self._impacts]
        total = sum(scores)
        avg = total / n
        std = float(np.std(scores))

        cx, cy = self._center_orig if self._center_orig else (0.0, 0.0)
        mpp_x = self._mpp_x or 1.0
        mpp_y = self._mpp_y or 1.0

        dxs = np.array([(x - cx) * mpp_x for x, y in self._impacts], dtype=float)
        dys = np.array([(y - cy) * mpp_y for x, y in self._impacts], dtype=float)
        dists = list(np.sqrt(dxs**2 + dys**2))
        pts = np.column_stack((dxs, dys))

        mean_dx = float(np.mean(dxs))
        mean_dy = float(np.mean(dys))

        # Radial distances from the GROUP BARYCENTRE: internal dispersion,
        # regardless of where the group is centred on the target. This is
        # what the "DISPERSION" section below actually describes.
        centered = np.sqrt((pts[:, 0] - mean_dx) ** 2 + (pts[:, 1] - mean_dy) ** 2)
        mean_r_grp = float(np.mean(centered))
        std_r_grp = float(np.std(centered))
        # np.std computes deviation around the array's own mean, so this is
        # already the per-axis dispersion around the group barycentre.
        std_dx_grp = float(np.std(dxs))
        std_dy_grp = float(np.std(dys))

        # Radial distances from the POINT OF AIM (target centre): `dists`
        # already holds this — it also captures any systematic bias, so it
        # measures overall precision rather than pure group dispersion.
        mean_dist_poi = float(np.mean(dists))
        std_dist_poi = float(np.std(dists))

        bias_x, bias_y = mean_dx, mean_dy

        max_pair = 0.0
        min_x = min(x for x, y in self._impacts)
        max_x = max(x for x, y in self._impacts)
        min_y = min(y for x, y in self._impacts)
        max_y = max(y for x, y in self._impacts)

        for i in range(n):
            x1, y1 = self._impacts[i]
            for j in range(i + 1, n):
                x2, y2 = self._impacts[j]
                d = math.hypot((x2 - x1) * mpp_x, (y2 - y1) * mpp_y)
                if d > max_pair:
                    max_pair = d

        box_w = (max_x - min_x) * mpp_x
        box_h = (max_y - min_y) * mpp_y

        mec_cx, mec_cy, mec_r = minimum_enclosing_circle(pts) if n >= 2 else (0.0, 0.0, 0.0)
        mec_diam = mec_r * 2.0

        self._svars["total"].set(str(total))
        self._svars["avg"].set(f"{avg:.2f}")
        self._svars["best"].set(str(max(scores)))
        self._svars["worst"].set(str(min(scores)))
        self._svars["std"].set(f"{std:.2f}")
        self._svars["pct_max"].set(f"{(total / (n * 10) * 100):.1f} %")

        self._bias_vars["dx"].set(f"{bias_x:+.1f} mm")
        self._bias_vars["dy"].set(f"{bias_y:+.1f} mm")

        self._disp_vars["mean_r"].set(f"{mean_r_grp:.1f} mm")
        self._disp_vars["std_r"].set(f"{std_r_grp:.1f} mm")
        self._disp_vars["std_x"].set(f"{std_dx_grp:.1f} mm")
        self._disp_vars["std_y"].set(f"{std_dy_grp:.1f} mm")

        self._group_vars["max_pair"].set(f"{max_pair:.1f} mm")
        self._group_vars["mec_diam"].set(f"{mec_diam:.1f} mm")

        counts: dict[int, int] = {}
        for s in scores:
            counts[s] = counts.get(s, 0) + 1

        for ring, var in self._ring_vars.items():
            c = counts.get(ring, 0)
            if c:
                var.set(f"{c} (+{ring * c})")
            else:
                var.set("—")

        if n >= 1:
            cep50_group = cep_from_distances(centered, 50)
            cep90_group = cep_from_distances(centered, 90)
            self._cep_group_vars["cep50"].set(f"{cep50_group:.1f} mm")
            self._cep_group_vars["cep90"].set(f"{cep90_group:.1f} mm")

            # Radial distances from the POINT OF AIM (target centre): `dists`
            # already holds this — it also captures any systematic bias.
            poi_dists = np.array(dists, dtype=float)
            cep50_poi = cep_from_distances(poi_dists, 50)
            cep90_poi = cep_from_distances(poi_dists, 90)
            self._cep_poi_vars["cep50"].set(f"{cep50_poi:.1f} mm")
            self._cep_poi_vars["cep90"].set(f"{cep90_poi:.1f} mm")
            self._cep_poi_vars["mean_r"].set(f"{mean_dist_poi:.1f} mm")
            self._cep_poi_vars["std_r"].set(f"{std_dist_poi:.1f} mm")
        else:
            for v in self._cep_group_vars.values():
                v.set("—")
            for v in self._cep_poi_vars.values():
                v.set("—")

        # --- N-dependent reliability indicators ---
        rel = compute_reliability_stats(scores, centered)
        self._nstat_vars["n_tirs"].set(str(rel["n"]))
        self._nstat_vars["score_eq10"].set(f"{rel['score_eq10']:.1f}" if rel["score_eq10"] is not None else "—")
        if rel["mean_ci95"] is not None:
            lo, hi = rel["mean_ci95"]
            self._nstat_vars["mean_ci"].set(f"[{lo:.2f} ; {hi:.2f}]")
        else:
            self._nstat_vars["mean_ci"].set("—")
        self._nstat_vars["flyers"].set(f"{rel['n_flyers']} / {n}")
        if rel["flyer_rate"] is not None:
            self._nstat_vars["flyer_rate"].set(f"{rel['flyer_rate'] * 100:.1f} %")
        else:
            self._nstat_vars["flyer_rate"].set("—")
        if rel["flyer_rate_ci95"] is not None:
            lo, hi = rel["flyer_rate_ci95"]
            self._nstat_vars["flyer_ci"].set(f"[{lo * 100:.1f} ; {hi * 100:.1f}] %")
        else:
            self._nstat_vars["flyer_ci"].set("—")
        if rel["flyer_risk_n"] is not None:
            self._nstat_vars["flyer_risk"].set(f"{rel['flyer_risk_n'] * 100:.1f} %")
        else:
            self._nstat_vars["flyer_risk"].set("—")
        if rel["mean_shots_before_flyer"] is not None:
            self._nstat_vars["shots_bf"].set(f"{rel['mean_shots_before_flyer']:.1f}")
        else:
            self._nstat_vars["shots_bf"].set("∞" if rel["n_flyers"] == 0 else "—")

        if n >= 2:
            cov = np.cov(pts.T)
            eigvals, eigvecs = np.linalg.eigh(cov)
            order = np.argsort(eigvals)[::-1]
            eigvals = eigvals[order]
            eigvecs = eigvecs[:, order]
            a = float(2.0 * np.sqrt(max(eigvals[0], 0.0)))
            b = float(2.0 * np.sqrt(max(eigvals[1], 0.0)))
            aspect = (a / b) if b > 0 else None
            # Angle relative to north (up = 0°), clockwise, so east = 90°
            # — same convention as the on-canvas label.
            angle = float(np.degrees(np.arctan2(eigvecs[0, 0], -eigvecs[1, 0]))) % 180
            self._ellipse_vars["major"].set(f"{a:.1f} mm")
            self._ellipse_vars["minor"].set(f"{b:.1f} mm")
            self._ellipse_vars["aspect"].set(f"{aspect:.2f}" if aspect is not None else "—")
            self._ellipse_vars["angle"].set(f"{angle:.1f}°")
        else:
            for v in self._ellipse_vars.values():
                v.set("—")

        # Coefficient of variation of the group radius (dimensionless):
        # lower means shots land consistently at the same distance from the
        # group centre, regardless of the group's absolute size.
        cv = (std_r_grp / mean_r_grp) if mean_r_grp > 0 else 0.0
        self._consistency_vars["cv"].set(f"{cv:.2f}")

    # ------------------------------------------------------------------
    # Undo / clear
    # ------------------------------------------------------------------

    def _undo(self):
        if self._impacts:
            self._impacts.pop()
            if self._selected_idx is not None:
                self._selected_idx = min(self._selected_idx, len(self._impacts) - 1)
                if self._selected_idx < 0:
                    self._selected_idx = None
            self._redraw()
            self._update_stats()

    def _clear_all(self):
        if self._impacts and messagebox.askyesno("Effacer", "Supprimer tous les impacts ?"):
            self._impacts.clear()
            self._selected_idx = None
            self._redraw()
            self._update_stats()

    # ------------------------------------------------------------------
    # Export / Import
    # ------------------------------------------------------------------

    def _import_json(self):
        """Resume a session from a previously exported JSON file.

        The JSON must contain a 'calibration' block and an 'impacts' list.
        If the referenced image is available next to the JSON (or the path
        stored in metadata is still valid), it is reloaded automatically;
        otherwise the user is prompted to locate it manually.
        """
        json_path = filedialog.askopenfilename(
            title="Reprendre une session (JSON)",
            filetypes=[("JSON", "*.json"), ("Tous", "*.*")],
        )
        if not json_path:
            return
        self._load_session_from_json(json_path)

    def _load_session_from_json(self, json_path: str):
        """Actually load a session from a known JSON path (shared by the
        'Reprendre cible' file dialog and by double-clicking a row in the
        History window)."""
        try:
            with open(json_path, encoding="utf-8") as f:
                data = json.load(f)
        except Exception as e:
            messagebox.showerror("Erreur", f"Impossible de lire le fichier JSON :\n{e}")
            return

        # --- Validate required keys ---
        if "impacts" not in data or "calibration" not in data:
            messagebox.showerror("Erreur", "Fichier JSON invalide : clés 'impacts' et 'calibration' requises.")
            return

        calib = data["calibration"]
        if "center_px" not in calib or ("mm_per_px" not in calib and ("mpp_x" not in calib or "mpp_y" not in calib)):
            messagebox.showerror("Erreur", "Bloc 'calibration' invalide " "(center_px / mpp_x / mpp_y manquants).")
            return

        # --- Try to locate the image to display ---
        # Priority 1: rectified image saved alongside the JSON (_rect.png).
        #   This is the post-warp, post-calib image whose pixel coordinates
        #   match the stored calibration exactly — no need to redo anything.
        # Priority 2: original source image (name stored in metadata).
        #   Usable as a display background only; calibration still applies.
        image_loaded = False
        image_name = data.get("metadata", {}).get("image", "")
        image_rect_name = data.get("metadata", {}).get("image_rectified", "")
        json_dir = os.path.dirname(json_path)

        # Build candidate list: rectified variants first, then originals
        candidates = []
        if image_rect_name:
            candidates.append(os.path.join(json_dir, image_rect_name))
        if image_name:
            candidates.append(os.path.join(json_dir, image_name))
            candidates.append(image_name)  # absolute path as stored

        for candidate in candidates:
            if os.path.isfile(candidate):
                img = cv2.imread(candidate)
                if img is not None:
                    self._img_orig = img
                    self._pil_orig = Image.fromarray(cv2.cvtColor(img, cv2.COLOR_BGR2RGB))
                    self._image_stem = os.path.splitext(os.path.basename(candidate))[0]
                    self._path_lbl.config(text=os.path.basename(candidate))
                    image_loaded = True
                    break

        if not image_loaded:
            # Ask user to locate the image manually
            msg = "Image rectifiée introuvable"
            if image_rect_name:
                msg += f" ({image_rect_name})"
            msg += ".\nVoulez-vous localiser l'image manuellement ?\n\n" "(Idéalement fournir le fichier _rect.png — sinon l'image originale.)"
            if messagebox.askyesno("Image manquante", msg):
                manual = filedialog.askopenfilename(
                    title="Localiser l'image de la cible",
                    filetypes=[("Images", "*.jpg *.jpeg *.png *.bmp *.tif *.tiff"), ("Tous", "*.*")],
                )
                if manual:
                    img = cv2.imread(manual)
                    if img is not None:
                        self._img_orig = img
                        self._pil_orig = Image.fromarray(cv2.cvtColor(img, cv2.COLOR_BGR2RGB))
                        self._image_stem = os.path.splitext(os.path.basename(manual))[0]
                        self._path_lbl.config(text=os.path.basename(manual))
                        image_loaded = True

        if not image_loaded:
            messagebox.showwarning("Session partielle", "Session chargée sans image de fond.\n" "Les impacts et la calibration sont restaurés.")

        # --- Restore calibration ---
        cx, cy = calib["center_px"]
        # Support both old (mm_per_px) and new (mpp_x / mpp_y) JSON formats.
        if "mpp_x" in calib and "mpp_y" in calib:
            mpp_x = float(calib["mpp_x"])
            mpp_y = float(calib["mpp_y"])
        else:
            mpp_x = mpp_y = float(calib.get("mm_per_px", 1.0))
        self._set_calib(float(cx), float(cy), mpp_x, mpp_y, "restauré depuis JSON")

        # --- Restore impacts from pixel coordinates ---
        self._impacts.clear()
        self._selected_idx = None
        skipped = 0
        for entry in data["impacts"]:
            try:
                x = float(entry["x_px"])
                y = float(entry["y_px"])
                self._impacts.append((x, y))
            except (KeyError, ValueError, TypeError):
                skipped += 1

        # Update stem from JSON filename if no image was found
        if not image_loaded:
            self._image_stem = os.path.splitext(os.path.basename(json_path))[0]
            # Strip trailing "_data" suffix if present
            if self._image_stem.endswith("_data"):
                self._image_stem = self._image_stem[:-5]

        # --- Restore caliber (munition), if it was recorded on export ---
        caliber = data.get("metadata", {}).get("caliber")
        if caliber in CALIBERS:
            self._caliber_var.set(caliber)

        self._fit_to_canvas()
        self._redraw()
        self._update_stats()

        n = len(self._impacts)
        msg = f"Session restaurée : {n} impact(s).\nCalibration conservée (centre + échelles X/Y)."
        if skipped:
            msg += f"\n({skipped} entrée(s) ignorée(s) — données manquantes)"
        messagebox.showinfo("Session reprise", msg)

    # ------------------------------------------------------------------
    # Circle fit helper (algebraic least-squares, Coope 1993)
    # ------------------------------------------------------------------

    @staticmethod
    def _fit_circle_lsq(pts: list[tuple[float, float]]) -> tuple[float, float, float]:
        """Fit a circle to 3 or more 2-D points using algebraic least squares.

        Returns (cx, cy, radius_px).  Works exactly for 3 points and gives the
        best L2 fit for N > 3.

        Method: rewrite (x-cx)² + (y-cy)² = r² as the linear system
            2·cx·xi + 2·cy·yi + (r²-cx²-cy²) = xi² + yi²
        and solve for [cx, cy, c] where c = r²-cx²-cy².
        """
        A = np.array([[2 * x, 2 * y, 1.0] for x, y in pts], dtype=float)
        b = np.array([x * x + y * y for x, y in pts], dtype=float)
        result, *_ = np.linalg.lstsq(A, b, rcond=None)
        cx, cy, c = result
        r = math.sqrt(max(0.0, c + cx * cx + cy * cy))
        return float(cx), float(cy), float(r)

    # ------------------------------------------------------------------
    # Manual calibration: 3+ clicks on ring-1 outer edge
    # ------------------------------------------------------------------

    def _start_manual_calib(self):
        """Start the N-point manual calibration sequence (N ≥ 3).

        The user clicks 3 or more points on the outer edge of ring 1 (r = 250 mm).
        After each click a preview circle is drawn.  The calibration is confirmed
        with a right-click (or automatically when exactly 3 points have been placed
        and the user presses Enter).

        The target centre and mm/px scale are both derived from the circle fit —
        the user never has to click the centre directly.
        """
        if self._pil_orig is None:
            messagebox.showinfo("Calibrage manuel", "Chargez d'abord une image.")
            return
        self._manual_calib_step = "ring1_pts"
        self._manual_calib_pts = []
        self._hint_lbl.config(text="CALIBRAGE — Clics sur le bord de la ZONE 1 (≥ 3)  |  " "Clic droit ou Entrée pour valider", fg="#ffcc00")
        # Hide system cursor — we draw our own precision reticle
        self._canvas.config(cursor="none")
        # Bind right-click and Enter key to validation
        self._canvas.bind("<Button-3>", lambda _e: self._finish_manual_calib())
        self.bind("<Return>", lambda _e: self._finish_manual_calib())

    def _handle_manual_calib_click(self, ox: float, oy: float):
        """Accumulate a ring-1 edge click and refresh the preview."""
        if self._manual_calib_step != "ring1_pts":
            return

        self._manual_calib_pts.append((ox, oy))
        n = len(self._manual_calib_pts)

        # Redraw base image, then overlay collected points and current circle fit
        self._redraw()
        c = self._canvas

        # Draw each collected point as a small yellow cross
        for px, py in self._manual_calib_pts:
            sx, sy = self._orig_to_canvas(px, py)
            arm = 7
            c.create_line(sx - arm, sy, sx + arm, sy, fill="#ffcc00", width=2, tags="calib_hint")
            c.create_line(sx, sy - arm, sx, sy + arm, fill="#ffcc00", width=2, tags="calib_hint")

        # Draw preview ellipse once we have ≥ 3 points
        if n >= 3:
            # Reuse the same ellipse fit logic as _finish_manual_calib
            cx_fit, cy_fit, _ = self._fit_circle_lsq(self._manual_calib_pts)
            pts_arr = np.array(self._manual_calib_pts, dtype=float)
            u = (pts_arr[:, 0] - cx_fit) ** 2
            v = (pts_arr[:, 1] - cy_fit) ** 2
            A_p = np.column_stack([u, v])
            b_p = np.ones(n)
            res, *_ = np.linalg.lstsq(A_p, b_p, rcond=None)
            a_c, b_c = res
            if a_c > 0 and b_c > 0:
                rx_fit = 1.0 / math.sqrt(a_c)
                ry_fit = 1.0 / math.sqrt(b_c)
            else:
                rx_fit = ry_fit = float(np.mean(np.sqrt(u + v)))
            scx, scy = self._orig_to_canvas(cx_fit, cy_fit)
            rx_scr = rx_fit * self._scale
            ry_scr = ry_fit * self._scale
            c.create_oval(scx - rx_scr, scy - ry_scr, scx + rx_scr, scy + ry_scr, outline="#ffcc00", width=2, dash=(6, 4), tags="calib_hint")
            # Preview centre crosshair
            arm = 10
            c.create_line(scx - arm, scy, scx + arm, scy, fill="#ffcc00", width=2, tags="calib_hint")
            c.create_line(scx, scy - arm, scx, scy + arm, fill="#ffcc00", width=2, tags="calib_hint")

        self._hint_lbl.config(text=f"CALIBRAGE — {n} point(s) sur zone 1  |  " "Clic droit ou Entrée pour valider  |  +clics = meilleur fit", fg="#ffcc00")

    def _finish_manual_calib(self):
        """Validate the ellipse fit and apply the calibration.

        We fit an axis-aligned ellipse to the clicked ring-1 edge points.
        This handles the common case where the rectified image is slightly
        stretched vertically or horizontally relative to the physical target.

        Method: first fit a circle (Coope LSQ) to get the centre, then
        derive independent rx / ry by computing the RMS horizontal and vertical
        residuals of all points around that centre.  This is robust and avoids
        the non-linear ellipse fitting problem.
        """
        # Unbind temporary shortcuts
        self._canvas.unbind("<Button-3>")
        self.unbind("<Return>")

        pts = self._manual_calib_pts
        n_pts = len(pts)
        if n_pts < 3:
            messagebox.showwarning("Calibrage manuel", f"Il faut au moins 3 points (actuellement {n_pts}).\n" "Recommencez.")
            self._start_manual_calib()
            return

        # Step 1: least-squares circle fit → best centre estimate
        cx, cy, r_avg = self._fit_circle_lsq(pts)

        if r_avg < 10:
            messagebox.showwarning("Calibrage manuel", "Rayon calculé trop petit — points trop groupés ? Recommencez.")
            self._start_manual_calib()
            return

        # Step 2: derive per-axis radii.
        # For each clicked point P = (px, py) on the true ellipse with semi-axes
        # (rx, ry), we know: (px-cx)²/rx² + (py-cy)²/ry² = 1.
        # We do a 2-variable linear least squares on the substitution
        # u = (px-cx)², v = (py-cy)²  →  u/rx² + v/ry² = 1
        # i.e. [u  v] · [1/rx²  1/ry²]ᵀ = 1   → solve for [a, b] = [1/rx², 1/ry²].
        pts_arr = np.array(pts, dtype=float)
        u = (pts_arr[:, 0] - cx) ** 2
        v = (pts_arr[:, 1] - cy) ** 2
        A = np.column_stack([u, v])
        b = np.ones(n_pts)
        result, *_ = np.linalg.lstsq(A, b, rcond=None)
        a_coef, b_coef = result
        # Guard against degenerate (near-zero or negative) coefficients
        if a_coef <= 0 or b_coef <= 0:
            # Fall back to isotropic circle
            rx_px = ry_px = r_avg
        else:
            rx_px = 1.0 / math.sqrt(a_coef)  # horizontal semi-axis in px
            ry_px = 1.0 / math.sqrt(b_coef)  # vertical   semi-axis in px

        # ring-1 outer radius = 250 mm
        mpp_x = 250.0 / rx_px
        mpp_y = 250.0 / ry_px
        n_save = n_pts
        self._manual_calib_step = None
        self._manual_calib_pts = []

        self._set_calib(cx, cy, mpp_x, mpp_y, f"manuel — {n_save} pts — " f"rx={rx_px:.0f} ry={ry_px:.0f} px")
        self._hint_lbl.config(text="Clic gauche → ajouter un impact  |  Molette → zoom", fg="#ffffff")
        self._canvas.delete("calib_cursor")
        self._canvas.config(cursor="crosshair")
        self._fit_to_canvas()
        self._redraw()
        self._update_stats()

    # ------------------------------------------------------------------
    # Perspective correction (manual 4-corner click)
    # ------------------------------------------------------------------

    CORNER_LABELS = [
        "coin HAUT-GAUCHE",
        "coin HAUT-DROIT",
        "coin BAS-DROIT",
        "coin BAS-GAUCHE",
    ]

    def _start_persp_click(self):
        """Begin the 4-corner manual perspective correction sequence."""
        if self._pil_orig is None:
            messagebox.showinfo("Correction perspective", "Chargez d'abord une image.")
            return

        # Ask for the physical card size first; cancelling aborts the calibration.
        dlg = CardSizeDialog(self, self._card_size_mm)
        self.wait_window(dlg)
        if dlg.result is None:
            return
        self._card_size_mm = dlg.result

        self._persp_step = 0
        self._persp_corners = []
        self._update_persp_hint()
        # Hide system cursor — we'll draw our own ring
        self._canvas.config(cursor="none")

    def _update_persp_hint(self):
        if self._persp_step is None:
            return
        label = self.CORNER_LABELS[self._persp_step]
        self._hint_lbl.config(text=f"PERSPECTIVE — Clic {self._persp_step+1}/4 : {label}", fg="#ff88ff")

    def _handle_persp_click(self, cx: float, cy: float):
        """Handle a canvas click during the 4-corner perspective sequence.
        cx, cy are canvas pixel coordinates (not image-space).
        """
        self._persp_corners.append((cx, cy))
        self._persp_step += 1

        # Draw a small permanent marker on the canvas at each collected corner
        r = 6
        self._canvas.create_oval(cx - r, cy - r, cx + r, cy + r, outline="#ff88ff", width=2, tags="persp_marker")
        self._canvas.create_line(cx - 10, cy, cx + 10, cy, fill="#ff88ff", width=1, tags="persp_marker")
        self._canvas.create_line(cx, cy - 10, cx, cy + 10, fill="#ff88ff", width=1, tags="persp_marker")

        if self._persp_step < 4:
            self._update_persp_hint()
            return

        # All 4 corners collected — apply perspective warp
        self._persp_step = None
        self._canvas.config(cursor="crosshair")
        self._hint_lbl.config(text="Clic gauche → ajouter un impact  |  Molette → zoom", fg="#ffffff")
        self._canvas.delete("persp_marker")
        self._canvas.delete("persp_cursor")

        # Convert canvas coordinates → original image coordinates
        corners_orig = np.array([self._canvas_to_orig(cx, cy) for cx, cy in self._persp_corners], dtype=np.float32)
        # Apply warp to the original image
        # Rectify to a canvas matching the chosen card size, so mm/px stays
        # identical on both axes.
        warp_w, warp_h = card_canvas_size_px(*self._card_size_mm)
        img_warped = correct_perspective(self._img_orig, corners_orig, warp_w, warp_h)
        self._img_orig = img_warped
        self._pil_orig = Image.fromarray(cv2.cvtColor(img_warped, cv2.COLOR_BGR2RGB))
        self._impacts.clear()
        self._selected_idx = None
        self._calibrate()
        self._fit_to_canvas()
        self._redraw()
        self._update_stats()
        self._hint_lbl.config(text="Perspective corrigée manuellement  |  Clic gauche → ajouter un impact", fg="#55ff55")
        self.after(3000, lambda: self._hint_lbl.config(text="Clic gauche → ajouter un impact  |  Molette → zoom", fg="#ffffff"))

    def _draw_persp_cursor(self, cx: int, cy: int):
        """Draw a hollow ring cursor on the canvas (replaces system cursor)."""
        self._canvas.delete("persp_cursor")
        c = self._canvas
        r = 20
        gap = 5
        color = "#ff88ff"

        c.create_line(cx - r, cy, cx - gap, cy, fill=color, width=2, tag="persp_cursor")
        c.create_line(cx + gap, cy, cx + r, cy, fill=color, width=2, tag="persp_cursor")
        c.create_line(cx, cy - r, cx, cy - gap, fill=color, width=2, tag="persp_cursor")
        c.create_line(cx, cy + gap, cx, cy + r, fill=color, width=2, tag="persp_cursor")
        c.create_oval(cx - 1, cy - 1, cx + 1, cy + 1, fill=color, outline="", tag="persp_cursor")

    def _draw_calib_cursor(self, cx: int, cy: int):
        """Draw a CAD-style precision cursor for zone-1 calibration clicks:
        hairlines spanning the whole canvas (1 px wide, so they never hide the
        ring edge being targeted) plus a small square pick box at the
        intersection."""
        self._canvas.delete("calib_cursor")
        c = self._canvas
        w = c.winfo_width()
        h = c.winfo_height()
        box = 7  # half-size of the pick box (px); the hairlines stop at its edge
        color = "#00e5ff"  # hairlines + pick box
        halo = "#000000"  # dark underlay so the hairlines stay visible on any background
        tags = ("calib_cursor",)

        # Full-span hairlines (horizontal + vertical): a 3 px dark halo with a
        # 1 px bright line on top, so they read on both light and dark paper.
        # The lines stop at the edge of the pick box, so the area inside the
        # box stays clear and the ring edge being targeted remains visible.
        segments = (
            (0, cy, cx - box, cy),  # left
            (cx + box, cy, w, cy),  # right
            (cx, 0, cx, cy - box),  # top
            (cx, cy + box, cx, h),  # bottom
        )
        for x0, y0, x1, y1 in segments:
            c.create_line(x0, y0, x1, y1, fill=halo, width=3, tags=tags)
            c.create_line(x0, y0, x1, y1, fill=color, width=1, tags=tags)
        # Pick box centred on the exact click point.
        c.create_rectangle(cx - box, cy - box, cx + box, cy + box, outline=halo, width=3, tags=tags)
        c.create_rectangle(cx - box, cy - box, cx + box, cy + box, outline=color, width=1, tags=tags)
        # Make sure nothing drawn earlier (rings, impacts, calibration hints) covers the cursor.
        c.tag_raise("calib_cursor")

    def _export_all(self):
        """Export CSV, JSON and annotated image to the same folder as the source image.
        No file picker — saves immediately with automatic names."""
        if not self._impacts:
            messagebox.showinfo("Export", "Aucun impact à exporter.")
            return

        # Resolve output folder: same directory as source image if we can find it
        img_name = self._path_lbl.cget("text")
        src_dir = ""
        if img_name and img_name not in ("—", ""):
            for search_dir in [
                os.path.expanduser("~/Downloads"),
                os.path.expanduser("~"),
                os.getcwd(),
            ]:
                if os.path.isfile(os.path.join(search_dir, img_name)):
                    src_dir = search_dir
                    break

        if not src_dir:
            src_dir = filedialog.askdirectory(title="Choisir le dossier de sauvegarde")
            if not src_dir:
                return

        stem = self._image_stem
        p_csv = os.path.join(src_dir, f"{stem}_impacts.csv")
        p_json = os.path.join(src_dir, f"{stem}_data.json")
        p_img = os.path.join(src_dir, f"{stem}_annotee.png")

        errors = []
        for label, path, writer in [
            ("CSV", p_csv, self._write_csv),
            ("JSON", p_json, self._write_json),
            ("Image", p_img, self._write_image),
        ]:
            try:
                writer(path)
            except Exception as e:
                errors.append(f"{label} : {e}")

        if errors:
            messagebox.showerror("Export partiel", "\n".join(errors))
        else:
            p_rect = p_json.replace(".json", "_rect.png")
            names = "\n".join(
                [os.path.basename(p_csv), os.path.basename(p_json), os.path.basename(p_rect) + "  ← image rectifiée (session)", os.path.basename(p_img)]
            )
            messagebox.showinfo("Export", f"Sauvegardé dans :\n{src_dir}\n\n{names}")

    def _export_csv(self):
        if not self._impacts:
            messagebox.showinfo("Export", "Aucun impact à exporter.")
            return
        path = filedialog.asksaveasfilename(
            defaultextension=".csv",
            filetypes=[("CSV", "*.csv")],
            initialfile=f"{self._image_stem}_impacts.csv",
        )
        if path:
            self._write_csv(path)

    def _write_csv(self, path: str):
        """Write impact data to a CSV file at the given path."""
        cx0, cy0 = self._center_orig or (0, 0)
        mpp_x = self._mpp_x or 1.0
        mpp_y = self._mpp_y or 1.0
        with open(path, "w", encoding="utf-8", newline="") as f:
            f.write("n,score,dist_mm,dx_mm,dy_mm,x_px,y_px\n")
            for i, (x, y) in enumerate(self._impacts, 1):
                dx = (x - cx0) * mpp_x
                dy = (y - cy0) * mpp_y
                dist = math.hypot(dx, dy)
                s = self._score_at_orig(x, y)
                f.write(f"{i},{s},{dist:.1f},{dx:+.1f},{dy:+.1f},{x:.0f},{y:.0f}\n")

    def _export_json(self):
        """Export all impact data and statistics to a structured JSON file."""
        if not self._impacts:
            messagebox.showinfo("Export", "Aucun impact à exporter.")
            return
        path = filedialog.asksaveasfilename(
            defaultextension=".json",
            filetypes=[("JSON", "*.json")],
            initialfile=f"{self._image_stem}_data.json",
        )
        if path:
            self._write_json(path)

    def _write_json(self, path: str):
        """Write full session data (impacts + statistics) to a JSON file."""
        import json
        from datetime import datetime

        cx0, cy0 = self._center_orig or (0.0, 0.0)
        mpp_x = self._mpp_x or 1.0
        mpp_y = self._mpp_y or 1.0
        n = len(self._impacts)
        scores = [self._score_at_orig(x, y) for x, y in self._impacts]
        dxs = np.array([(x - cx0) * mpp_x for x, y in self._impacts], dtype=float)
        dys = np.array([(y - cy0) * mpp_y for x, y in self._impacts], dtype=float)
        dists = np.sqrt(dxs**2 + dys**2)
        pts = np.column_stack((dxs, dys))

        impacts_list = []
        for i, ((x, y), s) in enumerate(zip(self._impacts, scores), 1):
            dx = (x - cx0) * mpp_x
            dy = (y - cy0) * mpp_y
            impacts_list.append(
                {
                    "n": i,
                    "score": s,
                    "dist_mm": round(math.hypot(dx, dy), 2),
                    "dx_mm": round(dx, 2),
                    "dy_mm": round(dy, 2),
                    "x_px": round(x, 1),
                    "y_px": round(y, 1),
                }
            )

        total = sum(scores)
        avg = total / n
        std_s = float(np.std(scores))
        mean_dx = float(np.mean(dxs))
        mean_dy = float(np.mean(dys))
        std_r = float(np.std(dists))
        mean_r = float(np.mean(dists))
        centered = np.sqrt((dxs - mean_dx) ** 2 + (dys - mean_dy) ** 2)
        # Groupement = centred on the group barycentre (internal dispersion).
        cep50_group = cep_from_distances(centered, 50)
        cep90_group = cep_from_distances(centered, 90)
        # Point visé = centred on the target centre / point of aim (also
        # reflects systematic bias, not just dispersion).
        cep50_poi = cep_from_distances(dists, 50)
        cep90_poi = cep_from_distances(dists, 90)
        mec_cx, mec_cy, mec_r = minimum_enclosing_circle(pts)

        max_pair = 0.0
        for i in range(n):
            for j in range(i + 1, n):
                d = math.hypot(dxs[i] - dxs[j], dys[i] - dys[j])
                if d > max_pair:
                    max_pair = d

        ring_counts = {}
        for s in scores:
            ring_counts[str(s)] = ring_counts.get(str(s), 0) + 1

        cv = round(std_s / avg * 100, 1) if avg > 0 else None
        stats = {
            "total_score": total,
            "average": round(avg, 3),
            "std_score": round(std_s, 3),
            "cv_percent": cv,
            "pct_perfect": round(total / (n * 10) * 100, 1),
            "best": max(scores),
            "worst": min(scores),
            "above_threshold": {str(t): int(sum(1 for s in scores if s >= t)) for t in (8, 9, 10)},
            "mean_radius_mm": round(mean_r, 2),
            "std_radius_mm": round(std_r, 2),
            # Kept for backward compatibility with older history exports:
            # these are the "groupement" values (centred on the barycentre).
            "cep50_mm": round(cep50_group, 2),
            "cep90_mm": round(cep90_group, 2),
            "cep50_group_mm": round(cep50_group, 2),
            "cep90_group_mm": round(cep90_group, 2),
            "cep50_poi_mm": round(cep50_poi, 2),
            "cep90_poi_mm": round(cep90_poi, 2),
            "bias_dx_mm": round(mean_dx, 2),
            "bias_dy_mm": round(mean_dy, 2),
            "mec_cx_mm": round(mec_cx, 2),
            "mec_cy_mm": round(mec_cy, 2),
            "mec_radius_mm": round(mec_r, 2),
            "mec_diameter_mm": round(mec_r * 2, 2),
            "max_spread_mm": round(max_pair, 2),
            "bounding_box_mm": {
                "w": round(float(np.max(dxs) - np.min(dxs)), 2),
                "h": round(float(np.max(dys) - np.min(dys)), 2),
            },
            "ring_distribution": ring_counts,
        }
        if n >= 2:
            cov = np.cov(pts.T)
            eigvals, eigvecs = np.linalg.eigh(cov)
            order = np.argsort(eigvals)[::-1]
            eigvals = eigvals[order]
            eigvecs = eigvecs[:, order]
            a = float(2.0 * np.sqrt(max(eigvals[0], 0.0)))
            b = float(2.0 * np.sqrt(max(eigvals[1], 0.0)))
            # Angle relative to north (up = 0°), clockwise, so east = 90°
            # — same convention as the on-canvas label and the stats panel.
            angle = float(np.degrees(np.arctan2(eigvecs[0, 0], -eigvecs[1, 0]))) % 180
            stats["ellipse"] = {
                "major_2sigma_mm": round(a, 2),
                "minor_2sigma_mm": round(b, 2),
                "angle_deg": round(angle, 1),
                "aspect_ratio": round(a / b, 3) if b > 0 else None,
            }

        rel = compute_reliability_stats(scores, centered)
        stats["reliability"] = {
            "n": rel["n"],
            "score_eq10": round(rel["score_eq10"], 2) if rel["score_eq10"] is not None else None,
            "mean_ci95": [round(v, 3) for v in rel["mean_ci95"]] if rel["mean_ci95"] else None,
            "n_flyers": rel["n_flyers"],
            "flyer_rate_percent": round(rel["flyer_rate"] * 100, 1) if rel["flyer_rate"] is not None else None,
            "flyer_rate_ci95_percent": [round(v * 100, 1) for v in rel["flyer_rate_ci95"]] if rel["flyer_rate_ci95"] else None,
            "flyer_risk_n_percent": round(rel["flyer_risk_n"] * 100, 1) if rel["flyer_risk_n"] is not None else None,
            "mean_shots_before_flyer": round(rel["mean_shots_before_flyer"], 1) if rel["mean_shots_before_flyer"] is not None else None,
        }

        payload = {
            "metadata": {
                "image": self._path_lbl.cget("text"),
                "image_rectified": os.path.basename(path).replace(".json", "_rect.png"),
                "date": datetime.now().strftime("%Y-%m-%d"),
                "time": datetime.now().strftime("%H:%M:%S"),
                "n_impacts": n,
                "caliber": self._caliber_var.get(),
            },
            "calibration": {
                "center_px": [round(cx0, 1), round(cy0, 1)],
                "mpp_x": round(mpp_x, 6),
                "mpp_y": round(mpp_y, 6),
            },
            "impacts": impacts_list,
            "statistics": stats,
        }
        with open(path, "w", encoding="utf-8") as f:
            json.dump(payload, f, indent=2, ensure_ascii=False)

        # Save the rectified (post-warp, post-calib) image alongside the JSON.
        # This allows _import_json to restore the exact image state without
        # having to redo perspective correction and zone-1 calibration.
        rect_path = path.replace(".json", "_rect.png")
        if self._pil_orig is not None:
            try:
                self._pil_orig.convert("RGB").save(rect_path)
            except Exception:
                pass  # non-fatal — session can still be loaded without it

    def _export_image(self):
        """Export the target image with all impacts and overlays drawn via PIL."""
        if self._pil_orig is None:
            messagebox.showinfo("Export", "Aucune image chargée.")
            return
        path = filedialog.asksaveasfilename(
            defaultextension=".png",
            filetypes=[("PNG", "*.png"), ("JPEG", "*.jpg")],
            initialfile=f"{self._image_stem}_annotee.png",
        )
        if path:
            self._write_image(path)

    def _write_image(self, path: str):
        """Render and save the annotated target image to the given path."""
        img = self._pil_orig.copy().convert("RGBA")
        overlay = Image.new("RGBA", img.size, (0, 0, 0, 0))
        draw = ImageDraw.Draw(overlay)

        cx0, cy0 = self._center_orig or (0.0, 0.0)

        # Ring ellipses (independent radii per axis when mpp_x ≠ mpp_y)
        wimg_mpp_x = self._mpp_x or 1.0
        wimg_mpp_y = self._mpp_y or 1.0
        for ring, r_mm in RINGS_MM.items():
            rx_px = r_mm / wimg_mpp_x
            ry_px = r_mm / wimg_mpp_y
            color_hex = RING_COLORS.get(ring, "#888888")
            r_c = int(color_hex[1:3], 16)
            g_c = int(color_hex[3:5], 16)
            b_c = int(color_hex[5:7], 16)
            draw.ellipse([cx0 - rx_px, cy0 - ry_px, cx0 + rx_px, cy0 + ry_px], outline=(r_c, g_c, b_c, 180), width=2)

        # Centre crosshair
        arm = 20
        draw.line([cx0 - arm, cy0, cx0 + arm, cy0], fill=(64, 255, 64, 220), width=3)
        draw.line([cx0, cy0 - arm, cx0, cy0 + arm], fill=(64, 255, 64, 220), width=3)

        # Impacts — sized to bullet radius
        n = len(self._impacts)
        scores = [self._score_at_orig(x, y) for x, y in self._impacts]
        bullet_radius_mm = CALIBERS.get(self._caliber_var.get(), 4.5)
        _avg_mpp = ((self._mpp_x or 1.0) + (self._mpp_y or 1.0)) / 2.0
        r_dot = max(8, min(22, int(bullet_radius_mm / _avg_mpp)))
        for x, y in self._impacts:
            draw.ellipse([x - r_dot, y - r_dot, x + r_dot, y + r_dot], fill=(255, 68, 68, 210), outline=(255, 255, 255, 255), width=2)

        # MEC
        if n >= 2:
            _mpp_x_w = self._mpp_x or 1.0
            _mpp_y_w = self._mpp_y or 1.0
            dxs = np.array([(x - cx0) * _mpp_x_w for x, y in self._impacts], dtype=float)
            dys = np.array([(y - cy0) * _mpp_y_w for x, y in self._impacts], dtype=float)
            pts = np.column_stack((dxs, dys))
            mec_cx, mec_cy, mec_r = minimum_enclosing_circle(pts)
            mx = cx0 + mec_cx / _mpp_x_w
            my = cy0 + mec_cy / _mpp_y_w
            mr = mec_r / _avg_mpp
            draw.ellipse([mx - mr, my - mr, mx + mr, my + mr], outline=(0, 238, 68, 220), width=3)
            arm2 = 8
            draw.line([mx - arm2, my, mx + arm2, my], fill=(0, 238, 68, 220), width=2)
            draw.line([mx, my - arm2, mx, my + arm2], fill=(0, 238, 68, 220), width=2)

        # CEP 50 / CEP 90 circles (centred on group barycentre)
        if n >= 1:
            _mpp_x_w = self._mpp_x or 1.0
            _mpp_y_w = self._mpp_y or 1.0
            dxs_c = np.array([(x - cx0) * _mpp_x_w for x, y in self._impacts], dtype=float)
            dys_c = np.array([(y - cy0) * _mpp_y_w for x, y in self._impacts], dtype=float)
            mean_dx = float(np.mean(dxs_c))
            mean_dy = float(np.mean(dys_c))
            centered = np.sqrt((dxs_c - mean_dx) ** 2 + (dys_c - mean_dy) ** 2)
            # Barycentre in image pixels
            bcx = cx0 + mean_dx / _mpp_x_w
            bcy = cy0 + mean_dy / _mpp_y_w

            if self._show_cep50.get():
                cep50_r = cep_from_distances(centered, 50)
                r50_px = cep50_r / _avg_mpp
                draw.ellipse([bcx - r50_px, bcy - r50_px, bcx + r50_px, bcy + r50_px], outline=(0, 207, 255, 220), width=3)

            if self._show_cep90.get() and n >= 2:
                cep90_r = cep_from_distances(centered, 90)
                r90_px = cep90_r / _avg_mpp
                draw.ellipse([bcx - r90_px, bcy - r90_px, bcx + r90_px, bcy + r90_px], outline=(255, 68, 204, 220), width=3)

        img = Image.alpha_composite(img, overlay)

        # Stats panel
        panel_w, panel_h = 340, 200
        margin = 20
        px_pos = img.width - panel_w - margin
        py_pos = img.height - panel_h - margin
        panel = Image.new("RGBA", (panel_w, panel_h), (10, 10, 20, 200))
        pdraw = ImageDraw.Draw(panel)

        try:
            font_big = ImageFont.truetype("/usr/share/fonts/truetype/dejavu/DejaVuSansMono-Bold.ttf", 20)
            font_small = ImageFont.truetype("/usr/share/fonts/truetype/dejavu/DejaVuSansMono.ttf", 13)
        except OSError:
            font_big = font_small = ImageFont.load_default()

        total = sum(scores)
        avg = total / n if n > 0 else 0
        _mpp_x_s = self._mpp_x or 1.0
        _mpp_y_s = self._mpp_y or 1.0
        dists = [math.hypot((x - cx0) * _mpp_x_s, (y - cy0) * _mpp_y_s) for x, y in self._impacts]
        mean_r = float(np.mean(dists)) if dists else 0.0
        mean_dx = float(np.mean([(x - cx0) * _mpp_x_s for x, y in self._impacts]))
        mean_dy = float(np.mean([(y - cy0) * _mpp_y_s for x, y in self._impacts]))
        centered = np.sqrt(
            (np.array([(x - cx0) * _mpp_x_s for x, y in self._impacts]) - mean_dx) ** 2
            + (np.array([(y - cy0) * _mpp_y_s for x, y in self._impacts]) - mean_dy) ** 2
        )
        # Panel is small: show the "groupement" CEP50 (internal dispersion),
        # matching the on-canvas circle label "CEP50 (grp)".
        cep50_group = cep_from_distances(centered, 50) if n >= 1 else 0.0

        lines = [
            (f"  {n} impacts — {total} pts  ", font_big, (255, 255, 160)),
            (f"  Moy. {avg:.2f}  |  ↑{max(scores)}  ↓{min(scores)}", font_small, (192, 192, 232)),
            (f"  R.moy {mean_r:.1f} mm  |  CEP50 grp {cep50_group:.1f} mm", font_small, (192, 192, 232)),
        ]
        if n >= 2:
            lines.append((f"  MEC Ø {mec_r * 2:.1f} mm", font_small, (0, 238, 68)))
            lines.append((f"  Biais ΔX {mean_dx:+.1f}  ΔY {mean_dy:+.1f} mm", font_small, (255, 136, 0)))
        counts = {}
        for s in scores:
            counts[s] = counts.get(s, 0) + 1
        lines.append(("  " + "  ".join(f"{k}×{v}" for k, v in sorted(counts.items(), reverse=True)), font_small, (200, 200, 200)))

        y_txt = 12
        for text, font, color in lines:
            pdraw.text((0, y_txt), text, font=font, fill=color)
            y_txt += 30 if font is font_big else 24

        img.paste(panel, (px_pos, py_pos), panel)
        final = img.convert("RGB") if path.lower().endswith((".jpg", ".jpeg")) else img
        final.save(path)


# ---------------------------------------------------------------------------
# Entry point
# ---------------------------------------------------------------------------


def main():
    initial = sys.argv[1] if len(sys.argv) > 1 else None
    app = TargetApp(initial_path=initial)
    app.mainloop()


if __name__ == "__main__":
    main()
